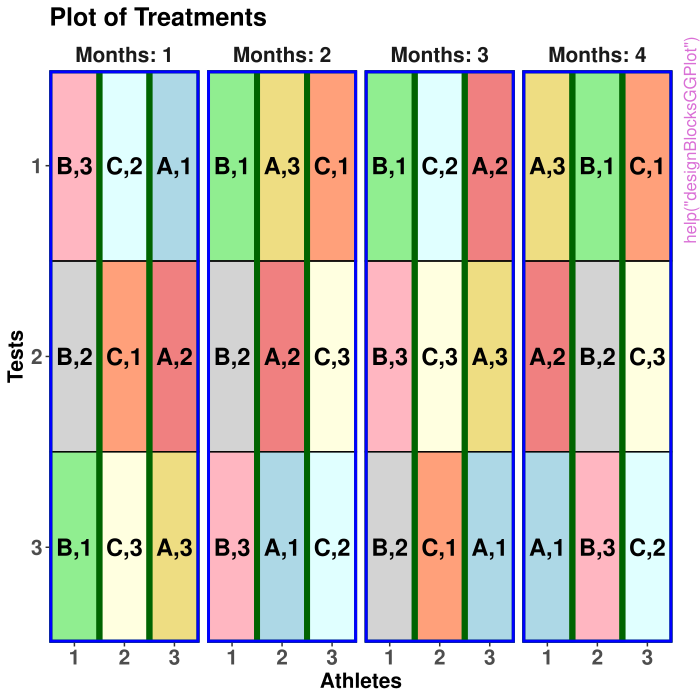

Write R code to recreate this figure.
pkgname <- "dae"
source(file.path(R.home("share"), "R", "examples-header.R"))
options(warn = 1)
options(pager = "console")
base::assign(".ExTimings", "dae-Ex.timings", pos = 'CheckExEnv')
base::cat("name\tuser\tsystem\telapsed\n", file=base::get(".ExTimings", pos = 'CheckExEnv'))
base::assign(".format_ptime",
function(x) {
  if(!is.na(x[4L])) x[1L] <- x[1L] + x[4L]
  if(!is.na(x[5L])) x[2L] <- x[2L] + x[5L]
  options(OutDec = '.')
  format(x[1L:3L], digits = 7L)
},
pos = 'CheckExEnv')

### * </HEADER>
library('dae')

base::assign(".oldSearch", base::search(), pos = 'CheckExEnv')
base::assign(".old_wd", base::getwd(), pos = 'CheckExEnv')
cleanEx()
nameEx("Zncsspline")
### * Zncsspline

flush(stderr()); flush(stdout())

base::assign(".ptime", proc.time(), pos = "CheckExEnv")
### Name: Zncsspline
### Title: Calculates the design matrix for fitting the random component of
###   a natural cubic smoothing spline
### Aliases: Zncsspline
### Keywords: array design

### ** Examples

Z <- Zncsspline(knot.points = 1:10, Gpower = 0.5)



base::assign(".dptime", (proc.time() - get(".ptime", pos = "CheckExEnv")), pos = "CheckExEnv")
base::cat("Zncsspline", base::get(".format_ptime", pos = 'CheckExEnv')(get(".dptime", pos = "CheckExEnv")), "\n", file=base::get(".ExTimings", pos = 'CheckExEnv'), append=TRUE, sep="\t")
cleanEx()
nameEx("as.data.frame.pstructure")
### * as.data.frame.pstructure

flush(stderr()); flush(stdout())

base::assign(".ptime", proc.time(), pos = "CheckExEnv")
### Name: as.data.frame.pstructure
### Title: Coerces a pstructure.object to a data.frame.
### Aliases: as.data.frame.pstructure
### Keywords: array projector

### ** Examples

## Generate a data.frame with 4 factors, each with three levels, in standard order
ABCD.lay <- fac.gen(list(A = 3, B = 3, C = 3, D = 3))

## create a pstructure object based on the formula ((A*B)/C)*D
ABCD.struct <- pstructure.formula(~ ((A*B)/C)*D, data =ABCD.lay)

## print the object either using the Method function or the generic function 
ABCS.dat <- as.data.frame.pstructure(ABCD.struct)
as.data.frame(ABCD.struct)



base::assign(".dptime", (proc.time() - get(".ptime", pos = "CheckExEnv")), pos = "CheckExEnv")
base::cat("as.data.frame.pstructure", base::get(".format_ptime", pos = 'CheckExEnv')(get(".dptime", pos = "CheckExEnv")), "\n", file=base::get(".ExTimings", pos = 'CheckExEnv'), append=TRUE, sep="\t")
cleanEx()
nameEx("as.numfac")
### * as.numfac

flush(stderr()); flush(stdout())

base::assign(".ptime", proc.time(), pos = "CheckExEnv")
### Name: as.numfac
### Title: Convert a factor to a numeric vector
### Aliases: as.numfac
### Keywords: factor manip

### ** Examples

## set up a factor and convert it to a numeric vector
a <- factor(rep(1:3, 4))
x <- as.numfac(a)



base::assign(".dptime", (proc.time() - get(".ptime", pos = "CheckExEnv")), pos = "CheckExEnv")
base::cat("as.numfac", base::get(".format_ptime", pos = 'CheckExEnv')(get(".dptime", pos = "CheckExEnv")), "\n", file=base::get(".ExTimings", pos = 'CheckExEnv'), append=TRUE, sep="\t")
cleanEx()
nameEx("blockboundaryPlot")
### * blockboundaryPlot

flush(stderr()); flush(stdout())

base::assign(".ptime", proc.time(), pos = "CheckExEnv")
### Name: blockboundaryPlot
### Title: This function plots a block boundary on a plot produced by
###   'designPlot'.
### Aliases: blockboundaryPlot
### Keywords: design plot

### ** Examples
## Not run: 
##D     SPL.Lines.mat <- matrix(as.numfac(Lines), ncol=16, byrow=T)
##D     colnames(SPL.Lines.mat) <- 1:16
##D     rownames(SPL.Lines.mat) <- 1:10
##D     SPL.Lines.mat <- SPL.Lines.mat[10:1, 1:16]
##D     designPlot(SPL.Lines.mat, labels=1:10, new=TRUE,
##D                rtitle="Rows",ctitle="Columns", 
##D                chardivisor=3, rcellpropn = 1, ccellpropn=1,
##D                plotcellboundary = TRUE)
##D     #Plot Mainplot boundaries
##D     blockboundaryPlot(blockdefinition = cbind(4,16), rstart = 1, 
##D                       blocklinewidth = 3, blockcolour = "green", 
##D                       nrows = 9, ncolumns = 16)
##D     blockboundaryPlot(blockdefinition = cbind(1,4), 
##D                       blocklinewidth = 3, blockcolour = "green", 
##D                       nrows = 1, ncolumns = 16)
##D     blockboundaryPlot(blockdefinition = cbind(1,4), rstart= 9, nrows = 10, ncolumns = 16, 
##D                       blocklinewidth = 3, blockcolour = "green")
##D     #Plot all 4 block boundaries            
##D     blockboundaryPlot(blockdefinition = cbind(8,5,5,4), blocksequence=T, 
##D                       cstart = 1, rstart= 1, nrows = 9, ncolumns = 15, 
##D                       blocklinewidth = 3,blockcolour = "blue")
##D     blockboundaryPlot(blockdefinition = cbind(10,16), blocklinewidth=3, blockcolour="blue", 
##D                       nrows=10, ncolumns=16)
##D     #Plot border and internal block boundaries only
##D     blockboundaryPlot(blockdefinition = cbind(8,14), cstart = 1, rstart= 1, 
##D                       nrows = 9, ncolumns =  15,
##D                       blocklinewidth = 3, blockcolour = "blue")
##D     blockboundaryPlot(blockdefinition = cbind(10,16), 
##D                       blocklinewidth = 3, blockcolour = "blue", 
##D                       nrows = 10, ncolumns = 16)
## End(Not run)


base::assign(".dptime", (proc.time() - get(".ptime", pos = "CheckExEnv")), pos = "CheckExEnv")
base::cat("blockboundaryPlot", base::get(".format_ptime", pos = 'CheckExEnv')(get(".dptime", pos = "CheckExEnv")), "\n", file=base::get(".ExTimings", pos = 'CheckExEnv'), append=TRUE, sep="\t")
cleanEx()
nameEx("correct.degfree")
### * correct.degfree

flush(stderr()); flush(stdout())

base::assign(".ptime", proc.time(), pos = "CheckExEnv")
### Name: correct.degfree
### Title: Check the degrees of freedom in an object of class projector
### Aliases: correct.degfree
### Keywords: array projector

### ** Examples

## set up a 2 x 2 mean operator that takes the mean of a vector of 2 values
m <- matrix(rep(0.5,4), nrow=2)

## create a projector based on the matrix m
proj.m <- new("projector", data=m)

## add its degrees of freedom
degfree(proj.m) <- 1
    
## check degrees of freedom are correct
correct.degfree(proj.m)



base::assign(".dptime", (proc.time() - get(".ptime", pos = "CheckExEnv")), pos = "CheckExEnv")
base::cat("correct.degfree", base::get(".format_ptime", pos = 'CheckExEnv')(get(".dptime", pos = "CheckExEnv")), "\n", file=base::get(".ExTimings", pos = 'CheckExEnv'), append=TRUE, sep="\t")
cleanEx()
nameEx("decomp.relate")
### * decomp.relate

flush(stderr()); flush(stdout())

base::assign(".ptime", proc.time(), pos = "CheckExEnv")
### Name: decomp.relate
### Title: Examines the relationship between the eigenvectors for two
###   decompositions
### Aliases: decomp.relate
### Keywords: array design projector

### ** Examples

## PBIBD(2) from p. 379 of Cochran and Cox (1957) Experimental Designs. 
## 2nd edn Wiley, New York
PBIBD2.unit <- list(Block = 6, Unit = 4)
PBIBD2.nest <- list(Unit = "Block")
trt <- factor(c(1,4,2,5, 2,5,3,6, 3,6,1,4, 4,1,5,2, 5,2,6,3, 6,3,4,1))
PBIBD2.lay <- designRandomize(allocated = trt, 
                              recipient = PBIBD2.unit, 
                              nested.recipients = PBIBD2.nest)

##obtain sets of projectors
unit.struct <- pstructure(~ Block/Unit, data = PBIBD2.lay)
trt.struct <- pstructure(~ trt, data = PBIBD2.lay)

## obtain intra- and inter-block decompositions
decomp.inter <- proj2.eigen(unit.struct$Q[["Block"]], trt.struct$Q[["trt"]])
decomp.intra <- proj2.eigen(unit.struct$Q[["Unit[Block]"]], trt.struct$Q[["trt"]])

## check that intra- and inter-block decompositions are orthogonal
decomp.relate(decomp.intra, decomp.inter) 



base::assign(".dptime", (proc.time() - get(".ptime", pos = "CheckExEnv")), pos = "CheckExEnv")
base::cat("decomp.relate", base::get(".format_ptime", pos = 'CheckExEnv')(get(".dptime", pos = "CheckExEnv")), "\n", file=base::get(".ExTimings", pos = 'CheckExEnv'), append=TRUE, sep="\t")
cleanEx()
nameEx("degfree")
### * degfree

flush(stderr()); flush(stdout())

base::assign(".ptime", proc.time(), pos = "CheckExEnv")
### Name: degfree
### Title: Degrees of freedom extraction and replacement
### Aliases: degfree degfree<-
### Keywords: array projector

### ** Examples

## set up a 2 x 2 mean operator that takes the mean of a vector of 2 values
m <- matrix(rep(0.5,4), nrow=2)

## coerce to a projector
proj.m <- projector(m)

## extract its degrees of freedom
degfree(proj.m)

## create a projector based on the matrix m
proj.m <- new("projector", data=m)

## add its degrees of freedom and print the projector
degfree(proj.m) <- proj.m
print(proj.m)



base::assign(".dptime", (proc.time() - get(".ptime", pos = "CheckExEnv")), pos = "CheckExEnv")
base::cat("degfree", base::get(".format_ptime", pos = 'CheckExEnv')(get(".dptime", pos = "CheckExEnv")), "\n", file=base::get(".ExTimings", pos = 'CheckExEnv'), append=TRUE, sep="\t")
cleanEx()
nameEx("designAmeasures")
### * designAmeasures

flush(stderr()); flush(stdout())

base::assign(".ptime", proc.time(), pos = "CheckExEnv")
### Name: designAmeasures
### Title: Calculates the average variance of pairwise differences from the
###   variance matrix for predictions that can be obtained using
###   mat.Vpredicts
### Aliases: designAmeasures
### Keywords: design

### ** Examples

## Reduced example from Smith et al. (2015) 
## Generate two-phase design
mill.fac <- fac.gen(list(Mrep = 2, Mday = 2, Mord = 3))
field.lay <- fac.gen(list(Frep = 2, Fplot = 4))
field.lay$Variety <- factor(c("D","E","Y","W","G","D","E","M"), 
                            levels = c("Y","W","G","M","D","E"))
start.design <- cbind(mill.fac, field.lay[c(3,4,5,8,1,7,3,4,5,8,6,2),])
rownames(start.design) <- NULL

## Set up matrices
n <- nrow(start.design)
W <- model.matrix(~ -1+ Variety, start.design)
ng <- ncol(W)
Gg<- diag(1, ng)
Vu <- with(start.design, fac.vcmat(Mrep, 0.3) + 
                         fac.vcmat(fac.combine(list(Mrep, Mday)), 0.2) + 
                         fac.vcmat(Frep, 0.1) + 
                         fac.vcmat(fac.combine(list(Frep, Fplot)), 0.2))
R <- diag(1, n)
  
## Calculate the varaince matrix of the predicted random Variety effects
Vp <- mat.Vpred(W = W, Gg = Gg, Vu = Vu, R = R)
  
## Calculate A-optimality measure
designAmeasures(Vp)
designAmeasures(Vp, groups=list(fldUndup = c(1:4), fldDup = c(5,6)))
grpsizes <- c(4,2)
names(grpsizes) <- c("fldUndup", "fldDup")
designAmeasures(Vp, groupsizes = grpsizes)
designAmeasures(Vp, groupsizes = c(4))
designAmeasures(Vp, groups=list(c(1,4),c(5,6)))

## Calculate the variance matrix of the predicted fixed Variety effects, elminating the grand mean
Vp.reduc <- mat.Vpred(W = W, Gg = 0, Vu = Vu, R = R, 
                      eliminate = projector(matrix(1, nrow = n, ncol = n)/n))
## Calculate A-optimality measure
designAmeasures(Vp.reduc)





base::assign(".dptime", (proc.time() - get(".ptime", pos = "CheckExEnv")), pos = "CheckExEnv")
base::cat("designAmeasures", base::get(".format_ptime", pos = 'CheckExEnv')(get(".dptime", pos = "CheckExEnv")), "\n", file=base::get(".ExTimings", pos = 'CheckExEnv'), append=TRUE, sep="\t")
cleanEx()
nameEx("designAnatomy")
### * designAnatomy

flush(stderr()); flush(stdout())

base::assign(".ptime", proc.time(), pos = "CheckExEnv")
### Name: designAnatomy
### Title: Given the layout for a design, obtain its anatomy via the
###   canonical analysis of its projectors to show the confounding and
###   aliasing inherent in the design.
### Aliases: designAnatomy
### Keywords: array design projector

### ** Examples

## PBIBD(2) from p. 379 of Cochran and Cox (1957) Experimental Designs. 
## 2nd edn Wiley, New York
PBIBD2.unit <- list(Block = 6, Unit = 4)
PBIBD2.nest <- list(Unit = "Block")
trt <- factor(c(1,4,2,5, 2,5,3,6, 3,6,1,4, 4,1,5,2, 5,2,6,3, 6,3,4,1))
PBIBD2.lay <- designRandomize(allocated = trt, 
                              recipient = PBIBD2.unit, 
                              nested.recipients = PBIBD2.nest)

##obtain combined decomposition and summarize
unit.trt.canon <- designAnatomy(formulae = list(unit=~ Block/Unit, trt=~ trt),
                                data = PBIBD2.lay)
summary(unit.trt.canon, which.criteria = c("aeff","eeff","order"))
summary(unit.trt.canon, which.criteria = c("aeff","eeff","order"), labels.swap = TRUE)

## Three-phase sensory example from Brien and Payne (1999)
## Not run: 
##D data(Sensory3Phase.dat)
##D Eval.Field.Treat.canon <- designAnatomy(formulae = list(
##D                               eval= ~ ((Occasions/Intervals/Sittings)*Judges)/Positions, 
##D                               field= ~ (Rows*(Squares/Columns))/Halfplots,
##D                               treats= ~ Trellis*Method),
##D                                         data = Sensory3Phase.dat)
##D summary(Eval.Field.Treat.canon, which.criteria =c("aefficiency", "order"))
## End(Not run)



base::assign(".dptime", (proc.time() - get(".ptime", pos = "CheckExEnv")), pos = "CheckExEnv")
base::cat("designAnatomy", base::get(".format_ptime", pos = 'CheckExEnv')(get(".dptime", pos = "CheckExEnv")), "\n", file=base::get(".ExTimings", pos = 'CheckExEnv'), append=TRUE, sep="\t")
cleanEx()
nameEx("designBlocksGGPlot")
### * designBlocksGGPlot

flush(stderr()); flush(stdout())

base::assign(".ptime", proc.time(), pos = "CheckExEnv")
### Name: designBlocksGGPlot
### Title: Adds block boundaries to a plot produced by 'designGGPlot'.
### Aliases: designBlocksGGPlot
### Keywords: design plot

### ** Examples

## Construct a randomized layout for the split-unit design described by 
## Brien et al. (2011, Section 5)
split.sys <- cbind(fac.gen(list(Months = 4, Athletes = 3, Tests = 3)),
                   fac.gen(list(Intensities = LETTERS[1:3], Surfaces = 3), 
                           times = 4))
split.lay <- designRandomize(allocated = split.sys[c("Intensities", "Surfaces")],
                             recipient = split.sys[c("Months", "Athletes", "Tests")], 
                             nested.recipients = list(Athletes = "Months", 
                                                      Tests = c("Months", "Athletes")),
                             seed = 2598)
## Plot the design
cell.colours <- c("lightblue","lightcoral","lightgoldenrod","lightgreen","lightgrey",
                  "lightpink","lightsalmon","lightcyan","lightyellow","lightseagreen")

split.lay <- within(split.lay, 
                    Treatments <- fac.combine(list(Intensities, Surfaces), 
                                              combine.levels = TRUE))
plt <- designGGPlot(split.lay, labels = "Treatments", 
                    row.factors = "Tests", column.factors = c("Months", "Athletes"),
                    colour.values = cell.colours[1:9], size = 6, 
                    blockdefinition = rbind(c(3,1)), blocklinecolour = "darkgreen",
                    printPlot = FALSE)
#Add Month boundaries
designBlocksGGPlot(plt, nrows = 3, ncolumns = 3, blockdefinition = rbind(c(3,3)))



#### A layout for a growth cabinet experiment that allows for edge effects
data(Cabinet1.des)
plt <- designGGPlot(Cabinet1.des, labels = "Combinations", cellalpha = 0.75,
                    title = "Lines and Harvests allocation for Cabinet 1", 
                    printPlot = FALSE)

## Plot Mainplot boundaries
plt <- designBlocksGGPlot(plt, blockdefinition = cbind(4,16), originrow= 1 , 
                          blocklinecolour = "green", nrows = 9, ncolumns = 16, 
                          printPlot = FALSE)
plt <- designBlocksGGPlot(plt, blockdefinition = cbind(1,4), 
                          blocklinecolour = "green", nrows = 1, ncolumns = 16, 
                          printPlot = FALSE)
plt <- designBlocksGGPlot(plt, blockdefinition = cbind(1,4), originrow= 9, 
                          blocklinecolour = "green", nrows = 10, ncolumns = 16, 
                          printPlot = FALSE)
## Plot all 4 block boundaries            
plt <- designBlocksGGPlot(plt, blockdefinition = cbind(8,5,5,4), blocksequence = TRUE, 
                          origincolumn = 1, originrow= 1, 
                          blocklinecolour = "blue", nrows = 9, ncolumns = 15, 
                          printPlot = FALSE)
plt <- designBlocksGGPlot(plt, blockdefinition = cbind(10,16), 
                          blocklinecolour = "blue", nrows = 10, ncolumns = 16, 
                          printPlot = FALSE)
## Plot border and internal block boundaries only
plt <- designBlocksGGPlot(plt, blockdefinition = cbind(8,14), origincolumn = 1, originrow= 1, 
                          blocklinecolour = "blue", nrows = 9, ncolumns = 15, 
                          printPlot = FALSE)
plt <- designBlocksGGPlot(plt, blockdefinition = cbind(10,16), 
                          blocklinecolour = "blue", nrows = 10, ncolumns = 16)



base::assign(".dptime", (proc.time() - get(".ptime", pos = "CheckExEnv")), pos = "CheckExEnv")
base::cat("designBlocksGGPlot", base::get(".format_ptime", pos = 'CheckExEnv')(get(".dptime", pos = "CheckExEnv")), "\n", file=base::get(".ExTimings", pos = 'CheckExEnv'), append=TRUE, sep="\t")
cleanEx()
nameEx("designGGPlot")
### * designGGPlot

flush(stderr()); flush(stdout())

base::assign(".ptime", proc.time(), pos = "CheckExEnv")
### Name: designGGPlot
### Title: Plots labels on two-way grids of coloured cells using 'ggplot2'
### Aliases: designGGPlot
### Keywords: aplot hplot design

### ** Examples

#### Plot a randomized complete block design
Treatments <- factor(rep(1:6, times = 5))
RCBD.lay <- designRandomize(allocated = Treatments,
                            recipient = list(Blocks = 5, Units = 6),
                            nested.recipients = list(Units = "Blocks"),
                            seed = 74111)
designGGPlot(RCBD.lay, labels = "Treatments", size = 5, 
             row.factors = "Blocks", column.factors = "Units", 
             blockdefinition = cbind(1,5))
             
## Plot without labels
designGGPlot(RCBD.lay, cellfillcolour.column = "Treatments", 
             row.factors = "Blocks", column.factors = "Units", 
             colour.values = c("lightblue","lightcoral","lightgoldenrod",
                               "lightgreen","lightgrey", "lightpink"), 
             blockdefinition = cbind(1,6))

             
#### Plot a lattice square design
data(LatticeSquare_t49.des)
designGGPlot(LatticeSquare_t49.des, labels = "Lines", size = 5, 
             row.factors = c("Intervals", "Runs"), column.factors = "Times", 
             blockdefinition = cbind(7,7))



base::assign(".dptime", (proc.time() - get(".ptime", pos = "CheckExEnv")), pos = "CheckExEnv")
base::cat("designGGPlot", base::get(".format_ptime", pos = 'CheckExEnv')(get(".dptime", pos = "CheckExEnv")), "\n", file=base::get(".ExTimings", pos = 'CheckExEnv'), append=TRUE, sep="\t")
cleanEx()
nameEx("designLatinSqrSys")
### * designLatinSqrSys

flush(stderr()); flush(stdout())

base::assign(".ptime", proc.time(), pos = "CheckExEnv")
### Name: designLatinSqrSys
### Title: Generate a systematic plan for a Latin Square design
### Aliases: designLatinSqrSys
### Keywords: array design

### ** Examples

   matrix(designLatinSqrSys(5, start = c(seq(1, 5, 2), seq(2, 5, 2))), nrow=5)
   designLatinSqrSys(3)



base::assign(".dptime", (proc.time() - get(".ptime", pos = "CheckExEnv")), pos = "CheckExEnv")
base::cat("designLatinSqrSys", base::get(".format_ptime", pos = 'CheckExEnv')(get(".dptime", pos = "CheckExEnv")), "\n", file=base::get(".ExTimings", pos = 'CheckExEnv'), append=TRUE, sep="\t")
cleanEx()
nameEx("designPlot")
### * designPlot

flush(stderr()); flush(stdout())

base::assign(".ptime", proc.time(), pos = "CheckExEnv")
### Name: designPlot
### Title: A graphical representation of an experimental design using
###   labels stored in a matrix.
### Aliases: designPlot
### Keywords: design plot

### ** Examples
## Not run: 
##D   designPlot(des.mat, labels=1:4, cellfillcolour="lightblue", new=TRUE, 
##D              plotcellboundary = TRUE, chardivisor=3, 
##D              rtitle="Lanes", ctitle="Positions", 
##D              rcellpropn = 1, ccellpropn=1)
##D   designPlot(des.mat, labels=5:87, plotlabels=TRUE, cellfillcolour="grey", new=FALSE,
##D              plotcellboundary = TRUE, chardivisor=3)
##D   designPlot(des.mat, labels=88:434, plotlabels=TRUE, cellfillcolour="lightgreen", 
##D              new=FALSE, plotcellboundary = TRUE, chardivisor=3, 
##D              blocksequence=TRUE, blockdefinition=cbind(4,10,12), 
##D              blocklinewidth=3, blockcolour="blue")
## End(Not run)


base::assign(".dptime", (proc.time() - get(".ptime", pos = "CheckExEnv")), pos = "CheckExEnv")
base::cat("designPlot", base::get(".format_ptime", pos = 'CheckExEnv')(get(".dptime", pos = "CheckExEnv")), "\n", file=base::get(".ExTimings", pos = 'CheckExEnv'), append=TRUE, sep="\t")
cleanEx()
nameEx("designPlotlabels")
### * designPlotlabels

flush(stderr()); flush(stdout())

base::assign(".ptime", proc.time(), pos = "CheckExEnv")
### Name: designPlotlabels
### Title: Plots labels on a two-way grid using 'ggplot2'
### Aliases: designPlotlabels
### Keywords: aplot hplot design

### ** Examples

Treatments <- factor(rep(1:6, times = 5))
RCBD.lay <- designRandomize(allocated = Treatments,
                            recipient = list(Blocks = 5, Units = 6),
                            nested.recipients = list(Units = "Blocks"),
                            seed = 74111)
designPlotlabels(RCBD.lay, labels = "Treatments", 
                 grid.x = "Units", grid.y = "Blocks",
                 colour.column = "Treatments", size = 5)



base::assign(".dptime", (proc.time() - get(".ptime", pos = "CheckExEnv")), pos = "CheckExEnv")
base::cat("designPlotlabels", base::get(".format_ptime", pos = 'CheckExEnv')(get(".dptime", pos = "CheckExEnv")), "\n", file=base::get(".ExTimings", pos = 'CheckExEnv'), append=TRUE, sep="\t")
cleanEx()
nameEx("designRandomize")
### * designRandomize

flush(stderr()); flush(stdout())

base::assign(".ptime", proc.time(), pos = "CheckExEnv")
### Name: designRandomize
### Title: Randomize allocated to recipient factors to produce a layout for
###   an experiment
### Aliases: designRandomize
### Keywords: design factor datagen

### ** Examples

## Generate a randomized layout for a 4 x 4 Latin square
## (the nested.recipients argument is not needed here as none of the 
## factors are nested)
## Firstly, generate a systematic layout
LS.sys <- cbind(fac.gen(list(row = c("I","II","III","IV"), 
                             col = c(0,2,4,6))),
                treat = factor(designLatinSqrSys(4), label = LETTERS[1:4]))
## obtain randomized layout
LS.lay <- designRandomize(allocated = LS.sys["treat"], 
                          recipient = LS.sys[c("row","col")], 
                          seed = 7197132, unit.permutation = TRUE) 
LS.lay[LS.lay$.Permutation,]

## Generate a randomized layout for a replicated randomized complete 
## block design, with the block factors arranged in standard order for 
## rep then plot and then block
## Firstly, generate a systematic order such that levels of the 
## treatment factor coincide with plot
RCBD.sys <- cbind(fac.gen(list(rep = 2, plot=1:3, block = c("I","II"))),
                  tr = factor(rep(1:3, each=2, times=2)))
## obtain randomized layout
RCBD.lay <- designRandomize(allocated = RCBD.sys["tr"], 
                            recipient = RCBD.sys[c("rep", "block", "plot")], 
                            nested.recipients = list(plot = c("block","rep"), 
                                                     block="rep"), 
                            seed = 9719532, 
                            unit.permutation = TRUE)
#sort into the original standard order
RCBD.perm <- RCBD.lay[RCBD.lay$.Permutation,]
#resort into randomized order
RCBD.lay <- RCBD.perm[order(RCBD.perm$.Units),]

## Generate a layout for a split-unit experiment in which: 
## - the main-unit factor is A with 4 levels arranged in 
##   a randomized complete block design with 2 blocks;
## - the split-unit factor is B with 3 levels.
## Firstly, generate a systematic layout
SPL.sys <- cbind(fac.gen(list(block = 2, main.unit = 4, split.unit = 3)),
                 fac.gen(list(A = 4, B = 3), times = 2))
## obtain randomized layout
SPL.lay <- designRandomize(allocated = SPL.sys[c("A","B")], 
                           recipient = SPL.sys[c("block", "main.unit", "split.unit")], 
                           nested.recipients = list(main.unit = "block", 
                                                    split.unit = c("block", "main.unit")), 
                           seed=155251978)

## Generate a permutation of Seedlings within Species
seed.permute <- designRandomize(recipient = list(Species = 3, Seedlings = 4),
                                nested.recipients = list(Seedlings = "Species"),
                                seed = 75724, except = "Species", 
                                unit.permutation = TRUE)



base::assign(".dptime", (proc.time() - get(".ptime", pos = "CheckExEnv")), pos = "CheckExEnv")
base::cat("designRandomize", base::get(".format_ptime", pos = 'CheckExEnv')(get(".dptime", pos = "CheckExEnv")), "\n", file=base::get(".ExTimings", pos = 'CheckExEnv'), append=TRUE, sep="\t")
cleanEx()
nameEx("designTwophaseAnatomies")
### * designTwophaseAnatomies

flush(stderr()); flush(stdout())

base::assign(".ptime", proc.time(), pos = "CheckExEnv")
### Name: designTwophaseAnatomies
### Title: Given the layout for a design and three structure formulae,
###   obtain the anatomies for the two-phase, first-phase, cross-phase and
###   second-phase designs.
### Aliases: designTwophaseAnatomies
### Keywords: array design projector

### ** Examples

  #'## Microarray example from Jarrett & Ruggiero (2008) - see Brien (2019)
  jr.lay <- fac.gen(list(Set = 7, Dye = 2, Array = 3))
  jr.lay <- within(jr.lay, 
                   { 
                     Block <- factor(rep(1:7, each=6))
                     Plant <- factor(rep(c(1,2,3,2,3,1), times=7))
                     Sample <- factor(c(rep(c(2,1,2,2,1,1, 1,2,1,1,2,2), times=3), 
                                        2,1,2,2,1,1))
                     Treat <- factor(c(1,2,4,2,4,1, 2,3,5,3,5,2, 3,4,6,4,6,3, 
                                       4,5,7,5,7,4, 5,6,1,6,1,5, 6,7,2,7,2,6, 
                                       7,1,3,1,3,7),
                                     labels=c("A","B","C","D","E","F","G"))
                   })
  
  jr.anat <- designTwophaseAnatomies(formulae = list(array = ~ (Set:Array)*Dye,
                                                     plot = ~ Block/Plant/Sample,
                                                     trt = ~ Treat),
                                     which.designs = c("first","cross"), 
                                     data = jr.lay)  

## Three-phase sensory example from Brien and Payne (1999)
## Not run: 
##D data(Sensory3Phase.dat)
##D Sensory.canon <- designTwophaseAnatomies(formulae = list(
##D                               eval= ~ ((Occasions/Intervals/Sittings)*Judges)/Positions, 
##D                               field= ~ (Rows*(Squares/Columns))/Halfplots,
##D                               treats= ~ Trellis*Method),
##D                                         data = Sensory3Phase.dat)
## End(Not run)



base::assign(".dptime", (proc.time() - get(".ptime", pos = "CheckExEnv")), pos = "CheckExEnv")
base::cat("designTwophaseAnatomies", base::get(".format_ptime", pos = 'CheckExEnv')(get(".dptime", pos = "CheckExEnv")), "\n", file=base::get(".ExTimings", pos = 'CheckExEnv'), append=TRUE, sep="\t")
cleanEx()
nameEx("detect.diff")
### * detect.diff

flush(stderr()); flush(stdout())

base::assign(".ptime", proc.time(), pos = "CheckExEnv")
### Name: detect.diff
### Title: Computes the detectable difference for an experiment
### Aliases: detect.diff
### Keywords: design

### ** Examples

## Compute the detectable difference for a randomized complete block design 
## with four treatments given power is 0.8 and alpha is 0.05. 
rm <- 5
detect.diff(rm = rm, df.num = 3, df.denom = 3 * (rm - 1),sigma = sqrt(20))



base::assign(".dptime", (proc.time() - get(".ptime", pos = "CheckExEnv")), pos = "CheckExEnv")
base::cat("detect.diff", base::get(".format_ptime", pos = 'CheckExEnv')(get(".dptime", pos = "CheckExEnv")), "\n", file=base::get(".ExTimings", pos = 'CheckExEnv'), append=TRUE, sep="\t")
cleanEx()
nameEx("efficiencies")
### * efficiencies

flush(stderr()); flush(stdout())

base::assign(".ptime", proc.time(), pos = "CheckExEnv")
### Name: efficiencies
### Title: Extracts the canonical efficiency factors from a 'pcanon.object'
###   or a 'p2canon.object'.
### Aliases: efficiencies efficiencies.pcanon efficiencies.p2canon
### Keywords: array design projector

### ** Examples

## PBIBD(2) from p. 379 of Cochran and Cox (1957) Experimental Designs. 
## 2nd edn Wiley, New York
PBIBD2.unit <- list(Block = 6, Unit = 4)
PBIBD2.nest <- list(Unit = "Block")
trt <- factor(c(1,4,2,5, 2,5,3,6, 3,6,1,4, 4,1,5,2, 5,2,6,3, 6,3,4,1))
PBIBD2.lay <- designRandomize(allocated = trt, 
                              recipient = PBIBD2.unit, 
                              nested.recipients = PBIBD2.nest)

##obtain combined decomposition using designAnatomy and get the efficiencies
unit.trt.canon <- designAnatomy(list(unit=~ Block/Unit, trt=~ trt), data = PBIBD2.lay)
efficiencies.pcanon(unit.trt.canon)

##obtain the projectors for each formula using pstructure
unit.struct <- pstructure(~ Block/Unit, data = PBIBD2.lay)
trt.struct <- pstructure(~ trt, data = PBIBD2.lay)

##obtain combined decomposition projs.2canon and get the efficiencies
unit.trt.p2canon <- projs.2canon(unit.struct$Q, trt.struct$Q)
efficiencies.p2canon(unit.trt.p2canon)



base::assign(".dptime", (proc.time() - get(".ptime", pos = "CheckExEnv")), pos = "CheckExEnv")
base::cat("efficiencies", base::get(".format_ptime", pos = 'CheckExEnv')(get(".dptime", pos = "CheckExEnv")), "\n", file=base::get(".ExTimings", pos = 'CheckExEnv'), append=TRUE, sep="\t")
cleanEx()
nameEx("efficiency.criteria")
### * efficiency.criteria

flush(stderr()); flush(stdout())

base::assign(".ptime", proc.time(), pos = "CheckExEnv")
### Name: efficiency.criteria
### Title: Computes efficiency criteria from a set of efficiency factors
### Aliases: efficiency.criteria
### Keywords: array design projector

### ** Examples

## PBIBD(2) from p. 379 of Cochran and Cox (1957) Experimental Designs. 
## 2nd edn Wiley, New York
PBIBD2.unit <- list(Block = 6, Unit = 4)
PBIBD2.nest <- list(Unit = "Block")
trt <- factor(c(1,4,2,5, 2,5,3,6, 3,6,1,4, 4,1,5,2, 5,2,6,3, 6,3,4,1))
PBIBD2.lay <- designRandomize(allocated = trt, 
                              recipient = PBIBD2.unit, 
                              nested.recipients = PBIBD2.nest)

## obtain sets of projectors
unit.struct <- pstructure(~ Block/Unit, data = PBIBD2.lay)
trt.struct <- pstructure(~ trt, data = PBIBD2.lay)

## save intrablock efficiencies
eff.inter <- proj2.efficiency(unit.struct$Q[["Unit[Block]"]], trt.struct$Q[["trt"]])

## calculate efficiency criteria
efficiency.criteria(eff.inter)



base::assign(".dptime", (proc.time() - get(".ptime", pos = "CheckExEnv")), pos = "CheckExEnv")
base::cat("efficiency.criteria", base::get(".format_ptime", pos = 'CheckExEnv')(get(".dptime", pos = "CheckExEnv")), "\n", file=base::get(".ExTimings", pos = 'CheckExEnv'), append=TRUE, sep="\t")
cleanEx()
nameEx("elements")
### * elements

flush(stderr()); flush(stdout())

base::assign(".ptime", proc.time(), pos = "CheckExEnv")
### Name: elements
### Title: Extract the elements of an array specified by the subscripts
### Aliases: elements
### Keywords: array manip

### ** Examples

## Form a table of the means for all combinations of Row and Line.
## Then obtain the values corresponding to the combinations in the data frame x,
## excluding Row 3.
x <- fac.gen(list(Row = 2, Line = 4), each =2)
x$y <- rnorm(16)
RowLine.tab <- tapply(x$y, list(x$Row, x$Line), mean)
xs <- elements(RowLine.tab, subscripts=x[x$"Line" != 3, c("Row", "Line")])



base::assign(".dptime", (proc.time() - get(".ptime", pos = "CheckExEnv")), pos = "CheckExEnv")
base::cat("elements", base::get(".format_ptime", pos = 'CheckExEnv')(get(".dptime", pos = "CheckExEnv")), "\n", file=base::get(".ExTimings", pos = 'CheckExEnv'), append=TRUE, sep="\t")
cleanEx()
nameEx("extab")
### * extab

flush(stderr()); flush(stdout())

base::assign(".ptime", proc.time(), pos = "CheckExEnv")
### Name: extab
### Title: Expands the values in table to a vector
### Aliases: extab
### Keywords: manip

### ** Examples

## generate a small completely randomized design with the two-level 
## factors A and B 
n <- 12
CRD.unit <- list(Unit = n)
CRD.treat <- fac.gen(list(A = 2, B = 2), each = 3)
CRD.lay <- designRandomize(allocated = CRD.treat, recipient = CRD.unit, 
                           seed = 956)

## set up a 2 x 2 table of A x B effects	
AB.tab <- c(12, -12, -12, 12)

## add a unit-length vector of expanded effects to CRD.lay
attach(CRD.lay)
CRD.lay$AB.effects <- extab(table=AB.tab, index.factors=list(A, B))



base::assign(".dptime", (proc.time() - get(".ptime", pos = "CheckExEnv")), pos = "CheckExEnv")
base::cat("extab", base::get(".format_ptime", pos = 'CheckExEnv')(get(".dptime", pos = "CheckExEnv")), "\n", file=base::get(".ExTimings", pos = 'CheckExEnv'), append=TRUE, sep="\t")
cleanEx()
nameEx("fac.ar1mat")
### * fac.ar1mat

flush(stderr()); flush(stdout())

base::assign(".ptime", proc.time(), pos = "CheckExEnv")
### Name: fac.ar1mat
### Title: forms the ar1 correlation matrix for a (generalized) factor
### Aliases: fac.ar1mat
### Keywords: array

### ** Examples

## set up a two-level factor and a three-level factor, both of length 12
A <- factor(rep(1:2, each=6))
B <- factor(rep(1:3, each=2, times=2))

## create a 12 x 12 ar1 matrix corrresponding to B
ar1.B <- fac.ar1mat(B, 0.6)



base::assign(".dptime", (proc.time() - get(".ptime", pos = "CheckExEnv")), pos = "CheckExEnv")
base::cat("fac.ar1mat", base::get(".format_ptime", pos = 'CheckExEnv')(get(".dptime", pos = "CheckExEnv")), "\n", file=base::get(".ExTimings", pos = 'CheckExEnv'), append=TRUE, sep="\t")
cleanEx()
nameEx("fac.combine")
### * fac.combine

flush(stderr()); flush(stdout())

base::assign(".ptime", proc.time(), pos = "CheckExEnv")
### Name: fac.combine
### Title: Combines several factors into one
### Aliases: fac.combine
### Keywords: factor manip

### ** Examples

## set up two factors
A <- factor(rep(1:2, each=6))
B <- factor(rep(1:3, each=2, times=2))

## obtain six-level factor corresponding to the combinations of A and B
AB <- fac.combine(list(A,B))



base::assign(".dptime", (proc.time() - get(".ptime", pos = "CheckExEnv")), pos = "CheckExEnv")
base::cat("fac.combine", base::get(".format_ptime", pos = 'CheckExEnv')(get(".dptime", pos = "CheckExEnv")), "\n", file=base::get(".ExTimings", pos = 'CheckExEnv'), append=TRUE, sep="\t")
cleanEx()
nameEx("fac.divide")
### * fac.divide

flush(stderr()); flush(stdout())

base::assign(".ptime", proc.time(), pos = "CheckExEnv")
### Name: fac.divide
### Title: Divides a factor into several individual factors
### Aliases: fac.divide
### Keywords: factor manip

### ** Examples

## generate a small completely randomized design for 6 treatments 
n <- 12
CRD.unit <- list(Unit = n)
treat <- factor(rep(1:4, each = 3))
CRD.lay <- designRandomize(allocated = treat, recipient = CRD.unit, seed=956)

## divide the treatments into two two-level factor A nd B
CRD.facs <- fac.divide(CRD.lay$treat, factor.names = list(A = 2, B = 2))



base::assign(".dptime", (proc.time() - get(".ptime", pos = "CheckExEnv")), pos = "CheckExEnv")
base::cat("fac.divide", base::get(".format_ptime", pos = 'CheckExEnv')(get(".dptime", pos = "CheckExEnv")), "\n", file=base::get(".ExTimings", pos = 'CheckExEnv'), append=TRUE, sep="\t")
cleanEx()
nameEx("fac.gen")
### * fac.gen

flush(stderr()); flush(stdout())

base::assign(".ptime", proc.time(), pos = "CheckExEnv")
### Name: fac.gen
### Title: Generate all combinations of several factors and, optionally,
###   replicate them
### Aliases: fac.gen
### Keywords: design factor datagen

### ** Examples

## generate a 2^3 factorial experiment with levels - and +, and 
## in Yates order
mp <- c("-", "+")
fnames <- list(Catal = mp, Temp = mp, Press = mp, Conc = mp)
Fac4Proc.Treats <- fac.gen(generate = fnames, order="yates")

## Generate the factors A, B and D. The basic pattern has 4 repetitions
## of the levels of D for each A and B combination and 3 repetitions of 
## the pattern of the B and D combinations for each level of A. This basic 
## pattern has each combination repeated twice, and the whole of this 
## is repeated twice. It generates 864 A, B and D combinations.
gen <- list(A = 3, 3, B = c(0,100,200), 4, D = c("0","1"))
fac.gen(gen, times=2, each=2)



base::assign(".dptime", (proc.time() - get(".ptime", pos = "CheckExEnv")), pos = "CheckExEnv")
base::cat("fac.gen", base::get(".format_ptime", pos = 'CheckExEnv')(get(".dptime", pos = "CheckExEnv")), "\n", file=base::get(".ExTimings", pos = 'CheckExEnv'), append=TRUE, sep="\t")
cleanEx()
nameEx("fac.match")
### * fac.match

flush(stderr()); flush(stdout())

base::assign(".ptime", proc.time(), pos = "CheckExEnv")
### Name: fac.match
### Title: Match, for each combination of a set of columns in 'x', the row
###   that has the same combination in 'table'
### Aliases: fac.match
### Keywords: design factor

### ** Examples
## Not run: 
##D #A single unmatched combination
##D kdata <- data.frame(Expt="D197-5", 
##D                     Row=8, 
##D                     Column=20, stringsAsFactors=FALSE)
##D index <- fac.match(kdata, D197.dat, c("Expt", "Row", "Column"))
##D 
##D # A matched and an unmatched combination
##D kdata <- data.frame(Expt=c("D197-5", "D197-4"), 
##D                     Row=c(8, 10), 
##D                     Column=c(20, 8), stringsAsFactors=FALSE)
##D index <- fac.match(kdata, D197.dat, c("Expt", "Row", "Column"))
## End(Not run)


base::assign(".dptime", (proc.time() - get(".ptime", pos = "CheckExEnv")), pos = "CheckExEnv")
base::cat("fac.match", base::get(".format_ptime", pos = 'CheckExEnv')(get(".dptime", pos = "CheckExEnv")), "\n", file=base::get(".ExTimings", pos = 'CheckExEnv'), append=TRUE, sep="\t")
cleanEx()
nameEx("fac.meanop")
### * fac.meanop

flush(stderr()); flush(stdout())

base::assign(".ptime", proc.time(), pos = "CheckExEnv")
### Name: fac.meanop
### Title: computes the projection matrix that produces means
### Aliases: fac.meanop
### Keywords: array projector

### ** Examples

## set up a two-level factor and a three-level factor, both of length 12
A <- factor(rep(1:2, each=6))
B <- factor(rep(1:3, each=2, times=2))

## create a generalized factor whose levels are the combinations of A and B
AB <- fac.combine(list(A,B))

## obtain the operator that computes the AB means from a vector of length 12
M.AB <- fac.meanop(AB)



base::assign(".dptime", (proc.time() - get(".ptime", pos = "CheckExEnv")), pos = "CheckExEnv")
base::cat("fac.meanop", base::get(".format_ptime", pos = 'CheckExEnv')(get(".dptime", pos = "CheckExEnv")), "\n", file=base::get(".ExTimings", pos = 'CheckExEnv'), append=TRUE, sep="\t")
cleanEx()
nameEx("fac.multinested")
### * fac.multinested

flush(stderr()); flush(stdout())

base::assign(".ptime", proc.time(), pos = "CheckExEnv")
### Name: fac.multinested
### Title: Creates several factors, one for each level of nesting.fac and
###   each of whose values are either generated within those of a level of
###   nesting.fac or using the values of nested.fac within a levels of
###   nesting.fac.
### Aliases: fac.multinested
### Keywords: factor manip

### ** Examples

  lay <- data.frame(A = factor(rep(c(1:3), c(3,6,4)), labels = letters[1:3]))
  lay$B <-fac.nested(lay$A)

  #Add factors for B within each level of A
  lay2 <- cbind(lay, fac.multinested(lay$A))
  canon2 <- designAnatomy(list(~A/(a+b+c)), data = lay2)
  summary(canon2)

  #Add factors for B within each level of A, but with levels and outlabel given
  lay2 <- cbind(lay, fac.multinested(lay$A, nested.levs = seq(10,60,10), outlabel = "other"))
  canon2 <- designAnatomy(list(~A/(a+b+c)), data = lay2)
  summary(canon2)

  #Replicate the combinations of A and B three times and index them with the factor sample
  lay3 <- rbind(lay,lay,lay)
  lay3$sample <- with(lay3, fac.nested(fac.combine(list(A,B))))
  
  #Add factors for B within each level of A
  lay4 <- cbind(lay3, fac.multinested(nesting.fac = lay$A, nested.fac = lay$B))
  canon4 <- designAnatomy(list(~(A/(a+b+c))/sample), data = lay4)
  summary(canon4)

  #Add factors for sample within each combination of A and B
  lay5 <- with(lay4, cbind(lay4, 
                           fac.multinested(nesting.fac = a, fac.prefix = "a"),
                           fac.multinested(nesting.fac = b, fac.prefix = "b"),
                           fac.multinested(nesting.fac = c, fac.prefix = "c")))

  #Add factors for sample within each level of A
  lay6 <- cbind(lay4, 
                fac.multinested(nesting.fac = lay4$A, nested.fac = lay$sample, fac.prefix = "samp"))
  canon6 <- designAnatomy(list(~A/(a/sampa+b/sampb+c/sampc)), data = lay6)
  summary(canon6)



base::assign(".dptime", (proc.time() - get(".ptime", pos = "CheckExEnv")), pos = "CheckExEnv")
base::cat("fac.multinested", base::get(".format_ptime", pos = 'CheckExEnv')(get(".dptime", pos = "CheckExEnv")), "\n", file=base::get(".ExTimings", pos = 'CheckExEnv'), append=TRUE, sep="\t")
cleanEx()
nameEx("fac.nested")
### * fac.nested

flush(stderr()); flush(stdout())

base::assign(".ptime", proc.time(), pos = "CheckExEnv")
### Name: fac.nested
### Title: creates a factor, the nested factor, whose values are generated
###   within those of the factor nesting.fac
### Aliases: fac.nested
### Keywords: factor manip

### ** Examples

## set up factor A
A <- factor(c(1, 1, 1, 2, 2))

## create nested factor
B <- fac.nested(A)



base::assign(".dptime", (proc.time() - get(".ptime", pos = "CheckExEnv")), pos = "CheckExEnv")
base::cat("fac.nested", base::get(".format_ptime", pos = 'CheckExEnv')(get(".dptime", pos = "CheckExEnv")), "\n", file=base::get(".ExTimings", pos = 'CheckExEnv'), append=TRUE, sep="\t")
cleanEx()
nameEx("fac.recode")
### * fac.recode

flush(stderr()); flush(stdout())

base::assign(".ptime", proc.time(), pos = "CheckExEnv")
### Name: fac.recode
### Title: Recodes factor 'levels' using values in a vector. The values in
###   the vector do not have to be unique.
### Aliases: fac.recode
### Keywords: factor manip

### ** Examples

## set up a factor with labels
a <- factor(rep(1:4, 4), labels=c("A","B","C","D"))
 
## recode "A" and "D" to 1 and "B" and "C" to 2
b <- fac.recode(a, c(1,2,2,1), labels = c("a","b"))



base::assign(".dptime", (proc.time() - get(".ptime", pos = "CheckExEnv")), pos = "CheckExEnv")
base::cat("fac.recode", base::get(".format_ptime", pos = 'CheckExEnv')(get(".dptime", pos = "CheckExEnv")), "\n", file=base::get(".ExTimings", pos = 'CheckExEnv'), append=TRUE, sep="\t")
cleanEx()
nameEx("fac.sumop")
### * fac.sumop

flush(stderr()); flush(stdout())

base::assign(".ptime", proc.time(), pos = "CheckExEnv")
### Name: fac.sumop
### Title: computes the summation matrix that produces sums corresponding
###   to a (generalized) factor
### Aliases: fac.sumop
### Keywords: array projector

### ** Examples

## set up a two-level factoir and a three-level factor, both of length 12
A <- factor(rep(1:2, each=6))
B <- factor(rep(1:3, each=2, times=2))

## create a generlaized factor whose levels are the combinations of A and B
AB <- fac.combine(list(A,B))

## obtain the operator that computes the AB means from a vector of length 12
S.AB <- fac.sumop(AB)



base::assign(".dptime", (proc.time() - get(".ptime", pos = "CheckExEnv")), pos = "CheckExEnv")
base::cat("fac.sumop", base::get(".format_ptime", pos = 'CheckExEnv')(get(".dptime", pos = "CheckExEnv")), "\n", file=base::get(".ExTimings", pos = 'CheckExEnv'), append=TRUE, sep="\t")
cleanEx()
nameEx("fac.vcmat")
### * fac.vcmat

flush(stderr()); flush(stdout())

base::assign(".ptime", proc.time(), pos = "CheckExEnv")
### Name: fac.vcmat
### Title: forms the variance matrix for the variance component of a
###   (generalized) factor
### Aliases: fac.vcmat
### Keywords: array

### ** Examples

## set up a two-level factor and a three-level factor, both of length 12
A <- factor(rep(1:2, each=6))
B <- factor(rep(1:3, each=2, times=2))

## create a 12 x 12 ar1 matrix corrresponding to B
vc.B <- fac.vcmat(B, 2)



base::assign(".dptime", (proc.time() - get(".ptime", pos = "CheckExEnv")), pos = "CheckExEnv")
base::cat("fac.vcmat", base::get(".format_ptime", pos = 'CheckExEnv')(get(".dptime", pos = "CheckExEnv")), "\n", file=base::get(".ExTimings", pos = 'CheckExEnv'), append=TRUE, sep="\t")
cleanEx()
nameEx("fitted.aovlist")
### * fitted.aovlist

flush(stderr()); flush(stdout())

base::assign(".ptime", proc.time(), pos = "CheckExEnv")
### Name: fitted.aovlist
### Title: Extract the fitted values for a fitted model from an aovlist
###   object
### Aliases: fitted.aovlist fitted
### Keywords: methods models htest

### ** Examples

## set up data frame for randomized complete block design in Table 4.4 from 
## Box, Hunter and Hunter (2005) Statistics for Experimenters. 2nd edn 
## New York, Wiley.
RCBDPen.dat <- fac.gen(list(Blend=5, Flask=4))
RCBDPen.dat$Treat <- factor(rep(c("A","B","C","D"), times=5))
RCBDPen.dat$Yield <- c(89,88,97,94,84,77,92,79,81,87,87,
                       85,87,92,89,84,79,81,80,88)

## perform the analysis of variance
RCBDPen.aov <- aov(Yield ~ Blend + Treat + Error(Blend/Flask), RCBDPen.dat)
summary(RCBDPen.aov)

## two equivalent ways of extracting the fitted values
fit  <- fitted.aovlist(RCBDPen.aov)
fit <- fitted(RCBDPen.aov, error.term = "Blend:Flask")



base::assign(".dptime", (proc.time() - get(".ptime", pos = "CheckExEnv")), pos = "CheckExEnv")
base::cat("fitted.aovlist", base::get(".format_ptime", pos = 'CheckExEnv')(get(".dptime", pos = "CheckExEnv")), "\n", file=base::get(".ExTimings", pos = 'CheckExEnv'), append=TRUE, sep="\t")
cleanEx()
nameEx("fitted.errors")
### * fitted.errors

flush(stderr()); flush(stdout())

base::assign(".ptime", proc.time(), pos = "CheckExEnv")
### Name: fitted.errors
### Title: Extract the fitted values for a fitted model
### Aliases: fitted.errors
### Keywords: models htest

### ** Examples

## set up data frame for randomized complete block design in Table 4.4 from 
## Box, Hunter and Hunter (2005) Statistics for Experimenters. 2nd edn 
## New York, Wiley.
RCBDPen.dat <- fac.gen(list(Blend=5, Flask=4))
RCBDPen.dat$Treat <- factor(rep(c("A","B","C","D"), times=5))
RCBDPen.dat$Yield <- c(89,88,97,94,84,77,92,79,81,87,87,
                       85,87,92,89,84,79,81,80,88)

## perform the analysis of variance
RCBDPen.aov <- aov(Yield ~ Blend + Treat + Error(Blend/Flask), RCBDPen.dat)
summary(RCBDPen.aov)

## three equivalent ways of extracting the fitted values
fit  <- fitted.aovlist(RCBDPen.aov)
fit <- fitted(RCBDPen.aov, error.term = "Blend:Flask")
fit <- fitted.errors(RCBDPen.aov, error.term = "Blend:Flask")



base::assign(".dptime", (proc.time() - get(".ptime", pos = "CheckExEnv")), pos = "CheckExEnv")
base::cat("fitted.errors", base::get(".format_ptime", pos = 'CheckExEnv')(get(".dptime", pos = "CheckExEnv")), "\n", file=base::get(".ExTimings", pos = 'CheckExEnv'), append=TRUE, sep="\t")
cleanEx()
nameEx("get.daeTolerance")
### * get.daeTolerance

flush(stderr()); flush(stdout())

base::assign(".ptime", proc.time(), pos = "CheckExEnv")
### Name: get.daeTolerance
### Title: Gets the value of daeTolerance for the package dae
### Aliases: get.daeTolerance
### Keywords: manip projector

### ** Examples

## get daeTolerance.
get.daeTolerance()



base::assign(".dptime", (proc.time() - get(".ptime", pos = "CheckExEnv")), pos = "CheckExEnv")
base::cat("get.daeTolerance", base::get(".format_ptime", pos = 'CheckExEnv')(get(".dptime", pos = "CheckExEnv")), "\n", file=base::get(".ExTimings", pos = 'CheckExEnv'), append=TRUE, sep="\t")
cleanEx()
nameEx("harmonic.mean")
### * harmonic.mean

flush(stderr()); flush(stdout())

base::assign(".ptime", proc.time(), pos = "CheckExEnv")
### Name: harmonic.mean
### Title: Calcuates the harmonic mean.
### Aliases: harmonic.mean
### Keywords: manip

### ** Examples

y <- c(seq(0.1,1,0.2))
harmonic.mean(y)



base::assign(".dptime", (proc.time() - get(".ptime", pos = "CheckExEnv")), pos = "CheckExEnv")
base::cat("harmonic.mean", base::get(".format_ptime", pos = 'CheckExEnv')(get(".dptime", pos = "CheckExEnv")), "\n", file=base::get(".ExTimings", pos = 'CheckExEnv'), append=TRUE, sep="\t")
cleanEx()
nameEx("interaction.ABC.plot")
### * interaction.ABC.plot

flush(stderr()); flush(stdout())

base::assign(".ptime", proc.time(), pos = "CheckExEnv")
### Name: interaction.ABC.plot
### Title: Plots an interaction plot for three factors
### Aliases: interaction.ABC.plot
### Keywords: aplot hplot design

### ** Examples

## Not run: 
##D ## plot for Example 14.1 from Mead, R. (1990). The Design of Experiments: 
##D ## Statistical Principles for Practical Application. Cambridge, 
##D ## Cambridge University Press.  
##D ## use ?SPLGrass.dat for details
##D data(SPLGrass.dat)
##D interaction.ABC.plot(Main.Grass, x.factor=Period,
##D                      groups.factor=Spring, trace.factor=Summer,
##D                      data=SPLGrass.dat,
##D                      title="Effect of Period, Spring and Summer on Main Grass")
##D 
##D ## plot for generated data
##D ## use ?ABC.Interact.dat for data set details
##D data(ABC.Interact.dat)
##D ## Add standard errors for plotting 
##D ## - here data contains a single value for each combintion of A, B and C
##D ## - need to supply name for data twice 
##D ABC.Interact.dat$se <- rep(c(0.5,1), each=4)
##D interaction.ABC.plot(MOE, A, B, C, data=ABC.Interact.dat,
##D                      ggplotFunc=list(geom_errorbar(data=ABC.Interact.dat, 
##D                                                    aes(ymax=MOE+se, ymin=MOE-se), 
##D                                                    width=0.2)))
## End(Not run)


base::assign(".dptime", (proc.time() - get(".ptime", pos = "CheckExEnv")), pos = "CheckExEnv")
base::cat("interaction.ABC.plot", base::get(".format_ptime", pos = 'CheckExEnv')(get(".dptime", pos = "CheckExEnv")), "\n", file=base::get(".ExTimings", pos = 'CheckExEnv'), append=TRUE, sep="\t")
cleanEx()
nameEx("is.allzero")
### * is.allzero

flush(stderr()); flush(stdout())

base::assign(".ptime", proc.time(), pos = "CheckExEnv")
### Name: is.allzero
### Title: Tests whether all elements are approximately zero
### Aliases: is.allzero
### Keywords: manip

### ** Examples

## create a vector of 9 zeroes and a one
y <- c(rep(0,9), 1)

## check that vector is only zeroes is FALSE 
is.allzero(y)



base::assign(".dptime", (proc.time() - get(".ptime", pos = "CheckExEnv")), pos = "CheckExEnv")
base::cat("is.allzero", base::get(".format_ptime", pos = 'CheckExEnv')(get(".dptime", pos = "CheckExEnv")), "\n", file=base::get(".ExTimings", pos = 'CheckExEnv'), append=TRUE, sep="\t")
cleanEx()
nameEx("is.projector")
### * is.projector

flush(stderr()); flush(stdout())

base::assign(".ptime", proc.time(), pos = "CheckExEnv")
### Name: is.projector
### Title: Tests whether an object is a valid object of class projector
### Aliases: is.projector
### Keywords: array projector

### ** Examples

## set up a 2 x 2 mean operator that takes the mean of a vector of 2 values
m <- matrix(rep(0.5,4), nrow=2)

## create an object of class projector
proj.m <- projector(m)

## check that it is a valid projector
is.projector(proj.m)



base::assign(".dptime", (proc.time() - get(".ptime", pos = "CheckExEnv")), pos = "CheckExEnv")
base::cat("is.projector", base::get(".format_ptime", pos = 'CheckExEnv')(get(".dptime", pos = "CheckExEnv")), "\n", file=base::get(".ExTimings", pos = 'CheckExEnv'), append=TRUE, sep="\t")
cleanEx()
nameEx("marginality")
### * marginality

flush(stderr()); flush(stdout())

base::assign(".ptime", proc.time(), pos = "CheckExEnv")
### Name: marginality
### Title: Extracts the marginality matrix (matrices) from a
###   'pstructure.object' or a 'pcanon.object'.
### Aliases: marginality.pcanon marginality.pstructure marginality
### Keywords: array design projector

### ** Examples

## PBIBD(2) from p. 379 of Cochran and Cox (1957) Experimental Designs. 
## 2nd edn Wiley, New York
PBIBD2.unit <- list(Block = 6, Unit = 4)
PBIBD2.nest <- list(Unit = "Block")
trt <- factor(c(1,4,2,5, 2,5,3,6, 3,6,1,4, 4,1,5,2, 5,2,6,3, 6,3,4,1))
PBIBD2.lay <- designRandomize(allocated = trt, 
                              recipient = PBIBD2.unit, 
                              nested.recipients = PBIBD2.nest)

##obtain pstructure.object and extract marginality matrix
unit.struct <- pstructure(~ Block/Unit, data = PBIBD2.lay)
unit.marg <- marginality(unit.struct)

##obtain combined decomposition and extract marginality matrices
unit.trt.canon <- designAnatomy(list(unit=~ Block/Unit, trt=~ trt), data = PBIBD2.lay)
marg <- marginality(unit.trt.canon)



base::assign(".dptime", (proc.time() - get(".ptime", pos = "CheckExEnv")), pos = "CheckExEnv")
base::cat("marginality", base::get(".format_ptime", pos = 'CheckExEnv')(get(".dptime", pos = "CheckExEnv")), "\n", file=base::get(".ExTimings", pos = 'CheckExEnv'), append=TRUE, sep="\t")
cleanEx()
nameEx("mat.I")
### * mat.I

flush(stderr()); flush(stdout())

base::assign(".ptime", proc.time(), pos = "CheckExEnv")
### Name: mat.I
### Title: Forms a unit matrix
### Aliases: mat.I
### Keywords: array

### ** Examples

    col.I <- mat.I(order=4)



base::assign(".dptime", (proc.time() - get(".ptime", pos = "CheckExEnv")), pos = "CheckExEnv")
base::cat("mat.I", base::get(".format_ptime", pos = 'CheckExEnv')(get(".dptime", pos = "CheckExEnv")), "\n", file=base::get(".ExTimings", pos = 'CheckExEnv'), append=TRUE, sep="\t")
cleanEx()
nameEx("mat.J")
### * mat.J

flush(stderr()); flush(stdout())

base::assign(".ptime", proc.time(), pos = "CheckExEnv")
### Name: mat.J
### Title: Forms a square matrix of ones
### Aliases: mat.J
### Keywords: array

### ** Examples

    col.J <- mat.J(order=4)



base::assign(".dptime", (proc.time() - get(".ptime", pos = "CheckExEnv")), pos = "CheckExEnv")
base::cat("mat.J", base::get(".format_ptime", pos = 'CheckExEnv')(get(".dptime", pos = "CheckExEnv")), "\n", file=base::get(".ExTimings", pos = 'CheckExEnv'), append=TRUE, sep="\t")
cleanEx()
nameEx("mat.Vpred")
### * mat.Vpred

flush(stderr()); flush(stdout())

base::assign(".ptime", proc.time(), pos = "CheckExEnv")
### Name: mat.Vpred
### Title: Calculates the variances of a set of predicted effects from a
###   mixed model
### Aliases: mat.Vpred
### Keywords: array design

### ** Examples

## Reduced example from Smith et al. (2015)
## Generate two-phase design
mill.fac <- fac.gen(list(Mrep = 2, Mday = 2, Mord = 3))
field.lay <- fac.gen(list(Frep = 2, Fplot = 4))
field.lay$Variety <- factor(c("D","E","Y","W","G","D","E","M"), 
                            levels = c("Y","W","G","M","D","E"))
start.design <- cbind(mill.fac, field.lay[c(3,4,5,8,1,7,3,4,5,8,6,2),])
rownames(start.design) <- NULL

## Set up matrices
n <- nrow(start.design)
W <- model.matrix(~ -1+ Variety, start.design)
ng <- ncol(W)
Gg<- diag(1, ng)
Vu <- with(start.design, fac.vcmat(Mrep, 0.3) + 
                         fac.vcmat(fac.combine(list(Mrep, Mday)), 0.2) + 
                         fac.vcmat(Frep, 0.1) + 
                         fac.vcmat(fac.combine(list(Frep, Fplot)), 0.2))
R <- diag(1, n)
  
## Calculate the variance matrix of the predicted random Variety effects
Vp <- mat.Vpred(W = W, Gg = Gg, Vu = Vu, R = R)
designAmeasures(Vp)

## Calculate the variance matrix of the predicted fixed Variety effects, 
## elminating the grand mean
Vp.reduc <- mat.Vpred(W = W, Gg = 0, Vu = Vu, R = R, 
                      eliminate = projector(matrix(1, nrow = n, ncol = n)/n))
designAmeasures(Vp.reduc)



base::assign(".dptime", (proc.time() - get(".ptime", pos = "CheckExEnv")), pos = "CheckExEnv")
base::cat("mat.Vpred", base::get(".format_ptime", pos = 'CheckExEnv')(get(".dptime", pos = "CheckExEnv")), "\n", file=base::get(".ExTimings", pos = 'CheckExEnv'), append=TRUE, sep="\t")
cleanEx()
nameEx("mat.Vpredicts")
### * mat.Vpredicts

flush(stderr()); flush(stdout())

base::assign(".ptime", proc.time(), pos = "CheckExEnv")
### Name: mat.Vpredicts
### Title: Calculates the variances of a set of predicted effects from a
###   mixed model, based on supplied matrices or formulae.
### Aliases: mat.Vpredicts
### Keywords: array design

### ** Examples

## Reduced example from Smith et al. (2015)
## Generate two-phase design
mill.fac <- fac.gen(list(Mrep = 2, Mday = 2, Mord = 3))
field.lay <- fac.gen(list(Frep = 2, Fplot = 4))
field.lay$Variety <- factor(c("D","E","Y","W","G","D","E","M"), 
                            levels = c("Y","W","G","M","D","E"))
start.design <- cbind(mill.fac, field.lay[c(3,4,5,8,1,7,3,4,5,8,6,2),])
rownames(start.design) <- NULL

## Set gammas
terms <- c("Variety", "Frep", "Frep:Fplot", "Mrep", "Mrep:Mday", "Mrep:Mday:Mord")
gammas <- c(1, 0.1, 0.2, 0.3, 0.2, 1)
names(gammas) <- terms

## Specify matrices to calculate the variance matrix of the predicted fixed Variety effects 
W <- model.matrix(~ -1 + Variety, start.design)
Vu <- with(start.design, fac.vcmat(Mrep, gammas["Mrep"]) + 
                         fac.vcmat(fac.combine(list(Mrep,Mday)), gammas["Mrep:Mday"]) + 
                         fac.vcmat(Frep, gammas["Frep"]) + 
                         fac.vcmat(fac.combine(list(Frep,Fplot)), gammas["Frep:Fplot"]))
R <- diag(1, nrow(start.design))
  
## Calculate variance matrix
Vp <- mat.Vpredicts(target = W, random=Vu, R=R)

## Calculate the variance matrix of the predicted random Variety effects using formulae
Vp <- mat.Vpredicts(target = ~ -1 + Variety, Gt = 1, 
                    fixed = ~ 1, 
                    random = ~ -1 + Mrep/Mday + Frep/Fplot, 
                    G = as.list(gammas[c(4,5,2,3)]), 
                    R = R, design = start.design)
designAmeasures(Vp)

## Calculate the variance matrix of the predicted fixed Variety effects, 
## elminating the grand mean
n <- nrow(start.design)
Vp.reduc <- mat.Vpredicts(target = ~ -1 + Variety, 
                          random = ~ -1 + Mrep/Mday + Frep/Fplot, 
                          G = as.list(gammas[c(4,5,2,3)]), 
                          eliminate = projector(matrix(1, nrow = n, ncol = n)/n), 
                          design = start.design)
designAmeasures(Vp.reduc)



base::assign(".dptime", (proc.time() - get(".ptime", pos = "CheckExEnv")), pos = "CheckExEnv")
base::cat("mat.Vpredicts", base::get(".format_ptime", pos = 'CheckExEnv')(get(".dptime", pos = "CheckExEnv")), "\n", file=base::get(".ExTimings", pos = 'CheckExEnv'), append=TRUE, sep="\t")
cleanEx()
nameEx("mat.ar1")
### * mat.ar1

flush(stderr()); flush(stdout())

base::assign(".ptime", proc.time(), pos = "CheckExEnv")
### Name: mat.ar1
### Title: Forms an ar1 correlation matrix
### Aliases: mat.ar1
### Keywords: array

### ** Examples

    corr <- mat.ar1(rho=0.4, order=4)



base::assign(".dptime", (proc.time() - get(".ptime", pos = "CheckExEnv")), pos = "CheckExEnv")
base::cat("mat.ar1", base::get(".format_ptime", pos = 'CheckExEnv')(get(".dptime", pos = "CheckExEnv")), "\n", file=base::get(".ExTimings", pos = 'CheckExEnv'), append=TRUE, sep="\t")
cleanEx()
nameEx("mat.ar2")
### * mat.ar2

flush(stderr()); flush(stdout())

base::assign(".ptime", proc.time(), pos = "CheckExEnv")
### Name: mat.ar2
### Title: Forms an ar2 correlation matrix
### Aliases: mat.ar2
### Keywords: array

### ** Examples

    corr <- mat.ar2(ARparameters = c(0.4, 0.2), order = 4)



base::assign(".dptime", (proc.time() - get(".ptime", pos = "CheckExEnv")), pos = "CheckExEnv")
base::cat("mat.ar2", base::get(".format_ptime", pos = 'CheckExEnv')(get(".dptime", pos = "CheckExEnv")), "\n", file=base::get(".ExTimings", pos = 'CheckExEnv'), append=TRUE, sep="\t")
cleanEx()
nameEx("mat.ar3")
### * mat.ar3

flush(stderr()); flush(stdout())

base::assign(".ptime", proc.time(), pos = "CheckExEnv")
### Name: mat.ar3
### Title: Forms an ar3 correlation matrix
### Aliases: mat.ar3
### Keywords: array

### ** Examples

    corr <- mat.ar3(ARparameters = c(0.4, 0.2, 0.1), order = 4)



base::assign(".dptime", (proc.time() - get(".ptime", pos = "CheckExEnv")), pos = "CheckExEnv")
base::cat("mat.ar3", base::get(".format_ptime", pos = 'CheckExEnv')(get(".dptime", pos = "CheckExEnv")), "\n", file=base::get(".ExTimings", pos = 'CheckExEnv'), append=TRUE, sep="\t")
cleanEx()
nameEx("mat.arma")
### * mat.arma

flush(stderr()); flush(stdout())

base::assign(".ptime", proc.time(), pos = "CheckExEnv")
### Name: mat.arma
### Title: Forms an arma correlation matrix
### Aliases: mat.arma
### Keywords: array

### ** Examples

    corr <- mat.arma(ARparameter = 0.4, MAparameter = -0.2, order = 4)



base::assign(".dptime", (proc.time() - get(".ptime", pos = "CheckExEnv")), pos = "CheckExEnv")
base::cat("mat.arma", base::get(".format_ptime", pos = 'CheckExEnv')(get(".dptime", pos = "CheckExEnv")), "\n", file=base::get(".ExTimings", pos = 'CheckExEnv'), append=TRUE, sep="\t")
cleanEx()
nameEx("mat.banded")
### * mat.banded

flush(stderr()); flush(stdout())

base::assign(".ptime", proc.time(), pos = "CheckExEnv")
### Name: mat.banded
### Title: Form a banded matrix from a vector of values
### Aliases: mat.banded
### Keywords: array

### ** Examples

      m <- mat.banded(c(1,0.6,0.5), 5,5)
      m <- mat.banded(c(1,0.6,0.5), 3,4)
      m <- mat.banded(c(1,0.6,0.5), 4,3)




base::assign(".dptime", (proc.time() - get(".ptime", pos = "CheckExEnv")), pos = "CheckExEnv")
base::cat("mat.banded", base::get(".format_ptime", pos = 'CheckExEnv')(get(".dptime", pos = "CheckExEnv")), "\n", file=base::get(".ExTimings", pos = 'CheckExEnv'), append=TRUE, sep="\t")
cleanEx()
nameEx("mat.dirprod")
### * mat.dirprod

flush(stderr()); flush(stdout())

base::assign(".ptime", proc.time(), pos = "CheckExEnv")
### Name: mat.dirprod
### Title: Forms the direct product of two matrices
### Aliases: mat.dirprod
### Keywords: array

### ** Examples

    col.I <- mat.I(order=4)
    row.I <- mat.I(order=28)
    V <- mat.dirprod(col.I, row.I)



base::assign(".dptime", (proc.time() - get(".ptime", pos = "CheckExEnv")), pos = "CheckExEnv")
base::cat("mat.dirprod", base::get(".format_ptime", pos = 'CheckExEnv')(get(".dptime", pos = "CheckExEnv")), "\n", file=base::get(".ExTimings", pos = 'CheckExEnv'), append=TRUE, sep="\t")
cleanEx()
nameEx("mat.dirsum")
### * mat.dirsum

flush(stderr()); flush(stdout())

base::assign(".ptime", proc.time(), pos = "CheckExEnv")
### Name: mat.dirsum
### Title: Forms the direct sum of a list of matrices
### Aliases: mat.dirsum
### Keywords: array

### ** Examples

       m1 <- matrix(1:4, nrow=2)
       m2 <- matrix(11:16, nrow=3)
       m3 <- diag(1, nrow=2, ncol=2)
       dsum <- mat.dirsum(list(m1, m2, m3))



base::assign(".dptime", (proc.time() - get(".ptime", pos = "CheckExEnv")), pos = "CheckExEnv")
base::cat("mat.dirsum", base::get(".format_ptime", pos = 'CheckExEnv')(get(".dptime", pos = "CheckExEnv")), "\n", file=base::get(".ExTimings", pos = 'CheckExEnv'), append=TRUE, sep="\t")
cleanEx()
nameEx("mat.exp")
### * mat.exp

flush(stderr()); flush(stdout())

base::assign(".ptime", proc.time(), pos = "CheckExEnv")
### Name: mat.exp
### Title: Forms an exponential correlation matrix
### Aliases: mat.exp
### Keywords: array

### ** Examples

    corr <- mat.exp(coordinates=c(3:6, 9:12, 15:18), rho=0.1)



base::assign(".dptime", (proc.time() - get(".ptime", pos = "CheckExEnv")), pos = "CheckExEnv")
base::cat("mat.exp", base::get(".format_ptime", pos = 'CheckExEnv')(get(".dptime", pos = "CheckExEnv")), "\n", file=base::get(".ExTimings", pos = 'CheckExEnv'), append=TRUE, sep="\t")
cleanEx()
nameEx("mat.gau")
### * mat.gau

flush(stderr()); flush(stdout())

base::assign(".ptime", proc.time(), pos = "CheckExEnv")
### Name: mat.gau
### Title: Forms an exponential correlation matrix
### Aliases: mat.gau
### Keywords: array

### ** Examples

    corr <- mat.gau(coordinates=c(3:6, 9:12, 15:18), rho=0.1)



base::assign(".dptime", (proc.time() - get(".ptime", pos = "CheckExEnv")), pos = "CheckExEnv")
base::cat("mat.gau", base::get(".format_ptime", pos = 'CheckExEnv')(get(".dptime", pos = "CheckExEnv")), "\n", file=base::get(".ExTimings", pos = 'CheckExEnv'), append=TRUE, sep="\t")
cleanEx()
nameEx("mat.ma1")
### * mat.ma1

flush(stderr()); flush(stdout())

base::assign(".ptime", proc.time(), pos = "CheckExEnv")
### Name: mat.ma1
### Title: Forms an ma1 correlation matrix
### Aliases: mat.ma1
### Keywords: array

### ** Examples

    corr <- mat.ma1(MAparameter=0.4, order=4)



base::assign(".dptime", (proc.time() - get(".ptime", pos = "CheckExEnv")), pos = "CheckExEnv")
base::cat("mat.ma1", base::get(".format_ptime", pos = 'CheckExEnv')(get(".dptime", pos = "CheckExEnv")), "\n", file=base::get(".ExTimings", pos = 'CheckExEnv'), append=TRUE, sep="\t")
cleanEx()
nameEx("mat.ma2")
### * mat.ma2

flush(stderr()); flush(stdout())

base::assign(".ptime", proc.time(), pos = "CheckExEnv")
### Name: mat.ma2
### Title: Forms an ma2 correlation matrix
### Aliases: mat.ma2
### Keywords: array

### ** Examples

    corr <- mat.ma2(MAparameters = c(0.4, -0.2), order = 4)



base::assign(".dptime", (proc.time() - get(".ptime", pos = "CheckExEnv")), pos = "CheckExEnv")
base::cat("mat.ma2", base::get(".format_ptime", pos = 'CheckExEnv')(get(".dptime", pos = "CheckExEnv")), "\n", file=base::get(".ExTimings", pos = 'CheckExEnv'), append=TRUE, sep="\t")
cleanEx()
nameEx("mat.ncssvar")
### * mat.ncssvar

flush(stderr()); flush(stdout())

base::assign(".ptime", proc.time(), pos = "CheckExEnv")
### Name: mat.ncssvar
### Title: Calculates the variance matrix of the random effects for a
###   natural cubic smoothing spline
### Aliases: mat.ncssvar
### Keywords: array design

### ** Examples

Gs <- mat.ncssvar(knot.points = 1:10)



base::assign(".dptime", (proc.time() - get(".ptime", pos = "CheckExEnv")), pos = "CheckExEnv")
base::cat("mat.ncssvar", base::get(".format_ptime", pos = 'CheckExEnv')(get(".dptime", pos = "CheckExEnv")), "\n", file=base::get(".ExTimings", pos = 'CheckExEnv'), append=TRUE, sep="\t")
cleanEx()
nameEx("mat.sar")
### * mat.sar

flush(stderr()); flush(stdout())

base::assign(".ptime", proc.time(), pos = "CheckExEnv")
### Name: mat.sar
### Title: Forms an sar correlation matrix
### Aliases: mat.sar
### Keywords: array

### ** Examples

    corr <- mat.sar(SARparameter = -0.4, order = 4)



base::assign(".dptime", (proc.time() - get(".ptime", pos = "CheckExEnv")), pos = "CheckExEnv")
base::cat("mat.sar", base::get(".format_ptime", pos = 'CheckExEnv')(get(".dptime", pos = "CheckExEnv")), "\n", file=base::get(".ExTimings", pos = 'CheckExEnv'), append=TRUE, sep="\t")
cleanEx()
nameEx("mat.sar2")
### * mat.sar2

flush(stderr()); flush(stdout())

base::assign(".ptime", proc.time(), pos = "CheckExEnv")
### Name: mat.sar2
### Title: Forms an sar2 correlation matrix
### Aliases: mat.sar2
### Keywords: array

### ** Examples

    corr <- mat.sar2(gamma = c(-0.4, 0.2), order = 4)
    corr <- mat.sar2(gamma = c(-0.4, 0.2), order = 4, print = "ar3")



base::assign(".dptime", (proc.time() - get(".ptime", pos = "CheckExEnv")), pos = "CheckExEnv")
base::cat("mat.sar2", base::get(".format_ptime", pos = 'CheckExEnv')(get(".dptime", pos = "CheckExEnv")), "\n", file=base::get(".ExTimings", pos = 'CheckExEnv'), append=TRUE, sep="\t")
cleanEx()
nameEx("mpone")
### * mpone

flush(stderr()); flush(stdout())

base::assign(".ptime", proc.time(), pos = "CheckExEnv")
### Name: mpone
### Title: Converts the first two levels of a factor into the numeric
###   values -1 and +1
### Aliases: mpone
### Keywords: factor manip

### ** Examples

## generate all combinations of two two-level factors
mp <- c("-", "+")
Frf3.trt <- fac.gen(list(A = mp, B = mp))

## add factor C, whose levels are the products of the levles of A and B
Frf3.trt$C <- factor(mpone(Frf3.trt$A)*mpone(Frf3.trt$B), labels = mp)



base::assign(".dptime", (proc.time() - get(".ptime", pos = "CheckExEnv")), pos = "CheckExEnv")
base::cat("mpone", base::get(".format_ptime", pos = 'CheckExEnv')(get(".dptime", pos = "CheckExEnv")), "\n", file=base::get(".ExTimings", pos = 'CheckExEnv'), append=TRUE, sep="\t")
cleanEx()
nameEx("no.reps")
### * no.reps

flush(stderr()); flush(stdout())

base::assign(".ptime", proc.time(), pos = "CheckExEnv")
### Name: no.reps
### Title: Computes the number of replicates for an experiment
### Aliases: no.reps
### Keywords: design

### ** Examples

## Compute the number of replicates (blocks) required for a randomized 
## complete block design with four treatments. 
no.reps(multiple = 1, df.num = 3,
        df.denom = expression(df.num * (r - 1)), delta = 5,
	        sigma = sqrt(20), print = TRUE)



base::assign(".dptime", (proc.time() - get(".ptime", pos = "CheckExEnv")), pos = "CheckExEnv")
base::cat("no.reps", base::get(".format_ptime", pos = 'CheckExEnv')(get(".dptime", pos = "CheckExEnv")), "\n", file=base::get(".ExTimings", pos = 'CheckExEnv'), append=TRUE, sep="\t")
cleanEx()
nameEx("power.exp")
### * power.exp

flush(stderr()); flush(stdout())

base::assign(".ptime", proc.time(), pos = "CheckExEnv")
### Name: power.exp
### Title: Computes the power for an experiment
### Aliases: power.exp
### Keywords: design

### ** Examples

## Compute power for a randomized complete block design with four treatments 
## and five blocks. 
rm <- 5
power.exp(rm = rm, df.num = 3, df.denom = 3 * (rm - 1), delta = 5,
          sigma = sqrt(20),print = TRUE)



base::assign(".dptime", (proc.time() - get(".ptime", pos = "CheckExEnv")), pos = "CheckExEnv")
base::cat("power.exp", base::get(".format_ptime", pos = 'CheckExEnv')(get(".dptime", pos = "CheckExEnv")), "\n", file=base::get(".ExTimings", pos = 'CheckExEnv'), append=TRUE, sep="\t")
cleanEx()
nameEx("print.aliasing")
### * print.aliasing

flush(stderr()); flush(stdout())

base::assign(".ptime", proc.time(), pos = "CheckExEnv")
### Name: print.aliasing
### Title: Print an aliasing data.frame
### Aliases: print.aliasing
### Keywords: array projector

### ** Examples

## Generate a data.frame with 3 factors length 12
pseudo.lay <- data.frame(pl = factor(1:12),
                         ab = factor(rep(1:4, times=3)),
                         a = factor(rep(1:2, times=6)))


## create a pstructure object
trt.struct <- pstructure(~ ab+a, data = pseudo.lay)

## print the object either using the Method function, the generic function or show
print.aliasing(trt.struct$aliasing)
print(trt.struct$aliasing, which.criteria = "none")
trt.struct$aliasing



base::assign(".dptime", (proc.time() - get(".ptime", pos = "CheckExEnv")), pos = "CheckExEnv")
base::cat("print.aliasing", base::get(".format_ptime", pos = 'CheckExEnv')(get(".dptime", pos = "CheckExEnv")), "\n", file=base::get(".ExTimings", pos = 'CheckExEnv'), append=TRUE, sep="\t")
cleanEx()
nameEx("print.projector")
### * print.projector

flush(stderr()); flush(stdout())

base::assign(".ptime", proc.time(), pos = "CheckExEnv")
### Name: print.projector
### Title: Print projectors
### Aliases: print.projector print,projector-method
### Keywords: array projector

### ** Examples

## set up a 2 x 2 mean operator that takes the mean of a vector of 2 values
m <- matrix(rep(0.5,4), nrow=2)

## create an object of class projector
proj.m <- projector(m)

## print the object either using the Method function, the generic function or show
print.projector(proj.m)
print(proj.m)
proj.m



base::assign(".dptime", (proc.time() - get(".ptime", pos = "CheckExEnv")), pos = "CheckExEnv")
base::cat("print.projector", base::get(".format_ptime", pos = 'CheckExEnv')(get(".dptime", pos = "CheckExEnv")), "\n", file=base::get(".ExTimings", pos = 'CheckExEnv'), append=TRUE, sep="\t")
cleanEx()
nameEx("print.pstructure")
### * print.pstructure

flush(stderr()); flush(stdout())

base::assign(".ptime", proc.time(), pos = "CheckExEnv")
### Name: print.pstructure
### Title: Prints a pstructure.object
### Aliases: print.pstructure
### Keywords: array projector

### ** Examples

## Generate a data.frame with 4 factors, each with three levels, in standard order
ABCD.lay <- fac.gen(list(A = 3, B = 3, C = 3, D = 3))

## create a pstructure object based on the formula ((A*B)/C)*D
ABCD.struct <- pstructure.formula(~ ((A*B)/C)*D, data =ABCD.lay)

## print the object either using the Method function, the generic function or show
print.pstructure(ABCD.struct)
print(ABCD.struct)
ABCD.struct



base::assign(".dptime", (proc.time() - get(".ptime", pos = "CheckExEnv")), pos = "CheckExEnv")
base::cat("print.pstructure", base::get(".format_ptime", pos = 'CheckExEnv')(get(".dptime", pos = "CheckExEnv")), "\n", file=base::get(".ExTimings", pos = 'CheckExEnv'), append=TRUE, sep="\t")
cleanEx()
nameEx("print.summary.p2canon")
### * print.summary.p2canon

flush(stderr()); flush(stdout())

base::assign(".ptime", proc.time(), pos = "CheckExEnv")
### Name: print.summary.p2canon
### Title: Prints the values in an 'summary.p2canon' object
### Aliases: print.summary.p2canon
### Keywords: design projector

### ** Examples

## PBIBD(2) from p. 379 of Cochran and Cox (1957) Experimental Designs. 
## 2nd edn Wiley, New York
PBIBD2.unit <- list(Block = 6, Unit = 4)
PBIBD2.nest <- list(Unit = "Block")
trt <- factor(c(1,4,2,5, 2,5,3,6, 3,6,1,4, 4,1,5,2, 5,2,6,3, 6,3,4,1))
PBIBD2.lay <- designRandomize(allocated = trt, 
                              recipient = PBIBD2.unit, 
                              nested.recipients = PBIBD2.nest)

##obtain projectors using pstructure
unit.struct <- pstructure(~ Block/Unit, data = PBIBD2.lay)
trt.struct <- pstructure(~ trt, data = PBIBD2.lay)

##obtain combined decomposition and print summary
unit.trt.p2canon <- projs.2canon(unit.struct$Q, trt.struct$Q)
summ <- summary(unit.trt.p2canon)
print(summ)



base::assign(".dptime", (proc.time() - get(".ptime", pos = "CheckExEnv")), pos = "CheckExEnv")
base::cat("print.summary.p2canon", base::get(".format_ptime", pos = 'CheckExEnv')(get(".dptime", pos = "CheckExEnv")), "\n", file=base::get(".ExTimings", pos = 'CheckExEnv'), append=TRUE, sep="\t")
cleanEx()
nameEx("print.summary.pcanon")
### * print.summary.pcanon

flush(stderr()); flush(stdout())

base::assign(".ptime", proc.time(), pos = "CheckExEnv")
### Name: print.summary.pcanon
### Title: Prints the values in an 'summary.pcanon' object
### Aliases: print.summary.pcanon
### Keywords: design projector

### ** Examples

## PBIBD(2) from p. 379 of Cochran and Cox (1957) Experimental Designs. 
## 2nd edn Wiley, New York
PBIBD2.unit <- list(Block = 6, Unit = 4)
PBIBD2.nest <- list(Unit = "Block")
trt <- factor(c(1,4,2,5, 2,5,3,6, 3,6,1,4, 4,1,5,2, 5,2,6,3, 6,3,4,1))
PBIBD2.lay <- designRandomize(allocated = trt, 
                              recipient = PBIBD2.unit, 
                              nested.recipients = PBIBD2.nest)

##obtain combined decomposition and summarize
unit.trt.canon <- designAnatomy(list(unit=~ Block/Unit, trt=~ trt),
                                data = PBIBD2.lay)
summ <- summary(unit.trt.canon, which = c("aeff","eeff","order"))
print(summ)



base::assign(".dptime", (proc.time() - get(".ptime", pos = "CheckExEnv")), pos = "CheckExEnv")
base::cat("print.summary.pcanon", base::get(".format_ptime", pos = 'CheckExEnv')(get(".dptime", pos = "CheckExEnv")), "\n", file=base::get(".ExTimings", pos = 'CheckExEnv'), append=TRUE, sep="\t")
cleanEx()
nameEx("proj2.combine")
### * proj2.combine

flush(stderr()); flush(stdout())

base::assign(".ptime", proc.time(), pos = "CheckExEnv")
### Name: proj2.combine
### Title: Compute the projection and Residual operators for two, possibly
###   nonorthogonal, projectors
### Aliases: proj2.combine
### Keywords: array design projector

### ** Examples

## PBIBD(2) from p. 379 of Cochran and Cox (1957) Experimental Designs. 
## 2nd edn Wiley, New York
PBIBD2.unit <- list(Block = 6, Unit = 4)
PBIBD2.nest <- list(Unit = "Block")
trt <- factor(c(1,4,2,5, 2,5,3,6, 3,6,1,4, 4,1,5,2, 5,2,6,3, 6,3,4,1))
PBIBD2.lay <- designRandomize(allocated = trt, 
                              recipient = PBIBD2.unit, 
                              nested.recipients = PBIBD2.nest)

## obtain sets of projectors
unit.struct <- pstructure(~ Block/Unit, data = PBIBD2.lay)
trt.struct <- pstructure(~ trt, data = PBIBD2.lay)

## obtain the projection operators for the interblock analysis
PBIBD2.Bops <- proj2.combine(unit.struct$Q[["Unit[Block]"]], trt.struct$Q[["trt"]])
Q.B.T <- PBIBD2.Bops$Qconf
Q.B.res <- PBIBD2.Bops$Qres

## demonstrate their orthogonality
is.allzero(Q.B.T %*% Q.B.res)



base::assign(".dptime", (proc.time() - get(".ptime", pos = "CheckExEnv")), pos = "CheckExEnv")
base::cat("proj2.combine", base::get(".format_ptime", pos = 'CheckExEnv')(get(".dptime", pos = "CheckExEnv")), "\n", file=base::get(".ExTimings", pos = 'CheckExEnv'), append=TRUE, sep="\t")
cleanEx()
nameEx("proj2.efficiency")
### * proj2.efficiency

flush(stderr()); flush(stdout())

base::assign(".ptime", proc.time(), pos = "CheckExEnv")
### Name: proj2.efficiency
### Title: Computes the canonical efficiency factors for the joint
###   decomposition of two projectors
### Aliases: proj2.efficiency
### Keywords: array design projector

### ** Examples

## PBIBD(2) from p. 379 of Cochran and Cox (1957) Experimental Designs. 
## 2nd edn Wiley, New York
PBIBD2.unit <- list(Block = 6, Unit = 4)
PBIBD2.nest <- list(Unit = "Block")
trt <- factor(c(1,4,2,5, 2,5,3,6, 3,6,1,4, 4,1,5,2, 5,2,6,3, 6,3,4,1))
PBIBD2.lay <- designRandomize(allocated = trt, 
                              recipient = PBIBD2.unit, 
                              nested.recipients = PBIBD2.nest)

## obtain sets of projectors
unit.struct <- pstructure(~ Block/Unit, data = PBIBD2.lay)
trt.struct <- pstructure(~ trt, data = PBIBD2.lay)

## save intrablock efficiencies
eff.intra <- proj2.efficiency(unit.struct$Q[["Block"]], trt.struct$Q[["trt"]])



base::assign(".dptime", (proc.time() - get(".ptime", pos = "CheckExEnv")), pos = "CheckExEnv")
base::cat("proj2.efficiency", base::get(".format_ptime", pos = 'CheckExEnv')(get(".dptime", pos = "CheckExEnv")), "\n", file=base::get(".ExTimings", pos = 'CheckExEnv'), append=TRUE, sep="\t")
cleanEx()
nameEx("proj2.eigen")
### * proj2.eigen

flush(stderr()); flush(stdout())

base::assign(".ptime", proc.time(), pos = "CheckExEnv")
### Name: proj2.eigen
### Title: Canonical efficiency factors and eigenvectors in joint
###   decomposition of two projectors
### Aliases: proj2.eigen
### Keywords: array design projector

### ** Examples

## PBIBD(2) from p. 379 of Cochran and Cox (1957) Experimental Designs. 
## 2nd edn Wiley, New York
PBIBD2.unit <- list(Block = 6, Unit = 4)
PBIBD2.nest <- list(Unit = "Block")
trt <- factor(c(1,4,2,5, 2,5,3,6, 3,6,1,4, 4,1,5,2, 5,2,6,3, 6,3,4,1))
PBIBD2.lay <- designRandomize(allocated = trt, 
                              recipient = PBIBD2.unit, 
                              nested.recipients = PBIBD2.nest)

## obtain sets of projectors
unit.struct <- pstructure(~ Block/Unit, data = PBIBD2.lay)
trt.struct <- pstructure(~ trt, data = PBIBD2.lay)

## obtain intra- and inter-block decompositions
decomp.inter <- proj2.eigen(unit.struct$Q[["Block"]], trt.struct$Q[["trt"]])
decomp.intra <- proj2.eigen(unit.struct$Q[["Unit[Block]"]], trt.struct$Q[["trt"]])

#extract intrablock efficiencies
decomp.intra$efficiencies



base::assign(".dptime", (proc.time() - get(".ptime", pos = "CheckExEnv")), pos = "CheckExEnv")
base::cat("proj2.eigen", base::get(".format_ptime", pos = 'CheckExEnv')(get(".dptime", pos = "CheckExEnv")), "\n", file=base::get(".ExTimings", pos = 'CheckExEnv'), append=TRUE, sep="\t")
cleanEx()
nameEx("projector-class")
### * projector-class

flush(stderr()); flush(stdout())

base::assign(".ptime", proc.time(), pos = "CheckExEnv")
### Name: projector-class
### Title: Class projector
### Aliases: projector-class coerce,projector,matrix-method
###   coerce<-,projector,matrix-method
### Keywords: classes array projector

### ** Examples

showClass("projector")

## set up a 2 x 2 mean operator that takes the mean of a vector of 2 values
m <- matrix(rep(0.5,4), nrow=2)

## create an object of class projector
proj.m <- projector(m)

## check that it is a valid projector
is.projector(proj.m)

## create a projector based on the matrix m
proj.m <- new("projector", data=m)

## add its degrees of freedom and print the projector
degfree(proj.m) <- proj.m



base::assign(".dptime", (proc.time() - get(".ptime", pos = "CheckExEnv")), pos = "CheckExEnv")
base::cat("projector-class", base::get(".format_ptime", pos = 'CheckExEnv')(get(".dptime", pos = "CheckExEnv")), "\n", file=base::get(".ExTimings", pos = 'CheckExEnv'), append=TRUE, sep="\t")
cleanEx()
nameEx("projector")
### * projector

flush(stderr()); flush(stdout())

base::assign(".ptime", proc.time(), pos = "CheckExEnv")
### Name: projector
### Title: Create projectors
### Aliases: projector
### Keywords: array projector

### ** Examples

## set up a 2 x 2 mean operator that takes the mean of a vector of 2 values
m <- matrix(rep(0.5,4), nrow=2)

## create an object of class projector
proj.m <- projector(m)

## check that it is a valid projector
is.projector(proj.m)



base::assign(".dptime", (proc.time() - get(".ptime", pos = "CheckExEnv")), pos = "CheckExEnv")
base::cat("projector", base::get(".format_ptime", pos = 'CheckExEnv')(get(".dptime", pos = "CheckExEnv")), "\n", file=base::get(".ExTimings", pos = 'CheckExEnv'), append=TRUE, sep="\t")
cleanEx()
nameEx("projs.2canon")
### * projs.2canon

flush(stderr()); flush(stdout())

base::assign(".ptime", proc.time(), pos = "CheckExEnv")
### Name: projs.2canon
### Title: A canonical analysis of the relationships between two sets of
###   projectors
### Aliases: projs.2canon
### Keywords: array design projector

### ** Examples

## PBIBD(2) from p. 379 of Cochran and Cox (1957) Experimental Designs. 
## 2nd edn Wiley, New York
PBIBD2.unit <- list(Block = 6, Unit = 4)
PBIBD2.nest <- list(Unit = "Block")
trt <- factor(c(1,4,2,5, 2,5,3,6, 3,6,1,4, 4,1,5,2, 5,2,6,3, 6,3,4,1))
PBIBD2.lay <- designRandomize(allocated = trt, 
                              recipient = PBIBD2.unit, 
                              nested.recipients = PBIBD2.nest)

##obtain projectors using pstructure
unit.struct <- pstructure(~ Block/Unit, data = PBIBD2.lay)
trt.struct <- pstructure(~ trt, data = PBIBD2.lay)

##obtain combined decomposition and summarize
unit.trt.p2canon <- projs.2canon(unit.struct$Q, trt.struct$Q)
summary(unit.trt.p2canon)



base::assign(".dptime", (proc.time() - get(".ptime", pos = "CheckExEnv")), pos = "CheckExEnv")
base::cat("projs.2canon", base::get(".format_ptime", pos = 'CheckExEnv')(get(".dptime", pos = "CheckExEnv")), "\n", file=base::get(".ExTimings", pos = 'CheckExEnv'), append=TRUE, sep="\t")
cleanEx()
nameEx("projs.combine.p2canon")
### * projs.combine.p2canon

flush(stderr()); flush(stdout())

base::assign(".ptime", proc.time(), pos = "CheckExEnv")
### Name: projs.combine.p2canon
### Title: Extract, from a p2canon object, the projectors that give the
###   combined canonical decomposition
### Aliases: projs.combine.p2canon
### Keywords: array design projector

### ** Examples

## PBIBD(2) from p. 379 of Cochran and Cox (1957) Experimental Designs. 
## 2nd edn Wiley, New York
PBIBD2.unit <- list(Block = 6, Unit = 4)
PBIBD2.nest <- list(Unit = "Block")
trt <- factor(c(1,4,2,5, 2,5,3,6, 3,6,1,4, 4,1,5,2, 5,2,6,3, 6,3,4,1))
PBIBD2.lay <- designRandomize(allocated = trt, 
                              recipient = PBIBD2.unit, 
                              nested.recipients = PBIBD2.nest)

## obtain sets of projectors
unit.struct <- pstructure(~ Block/Unit, data = PBIBD2.lay)
trt.struct <- pstructure(~ trt, data = PBIBD2.lay)

##obtain combined decomposition
unit.trt.p2canon <- projs.2canon(unit.struct$Q, trt.struct$Q)
UcombineT <- projs.combine.p2canon(unit.trt.p2canon)



base::assign(".dptime", (proc.time() - get(".ptime", pos = "CheckExEnv")), pos = "CheckExEnv")
base::cat("projs.combine.p2canon", base::get(".format_ptime", pos = 'CheckExEnv')(get(".dptime", pos = "CheckExEnv")), "\n", file=base::get(".ExTimings", pos = 'CheckExEnv'), append=TRUE, sep="\t")
cleanEx()
nameEx("pstructure.formula")
### * pstructure.formula

flush(stderr()); flush(stdout())

base::assign(".ptime", proc.time(), pos = "CheckExEnv")
### Name: pstructure.formula
### Title: Takes a formula and constructs a 'pstructure.object' that
###   includes the orthogonalized projectors for the terms in a formula
### Aliases: pstructure.formula pstructure
### Keywords: array design projector

### ** Examples

## PBIBD(2) from p. 379 of Cochran and Cox (1957) Experimental Designs. 
## 2nd edn Wiley, New York
PBIBD2.unit <- list(Block = 6, Unit = 4)
PBIBD2.nest <- list(Unit = "Block")
trt <- factor(c(1,4,2,5, 2,5,3,6, 3,6,1,4, 4,1,5,2, 5,2,6,3, 6,3,4,1))
PBIBD2.lay <- designRandomize(allocated = trt, 
                              recipient = PBIBD2.unit, 
                              nested.recipients = PBIBD2.nest)
## manually obtain projectors for units
Q.G <- projector(matrix(1, nrow=24, ncol=24)/24)                         
Q.B <- projector(fac.meanop(PBIBD2.lay$Block) - Q.G)
Q.BP <- projector(diag(1, nrow=24) - Q.B - Q.G)

## manually obtain projector for trt
Q.T <- projector(fac.meanop(PBIBD2.lay$trt) - Q.G)

##compute intrablock efficiency criteria
effic <- proj2.efficiency(Q.BP, Q.T)
effic
efficiency.criteria(effic)

##obtain projectors using pstructure.formula
unit.struct <- pstructure(~ Block/Unit, data = PBIBD2.lay)
trt.struct <- pstructure(~ trt, data = PBIBD2.lay)

##obtain combined decomposition and summarize
unit.trt.p2canon <- projs.2canon(unit.struct$Q, trt.struct$Q)
summary(unit.trt.p2canon, which = c("aeff","eeff","order"))



base::assign(".dptime", (proc.time() - get(".ptime", pos = "CheckExEnv")), pos = "CheckExEnv")
base::cat("pstructure.formula", base::get(".format_ptime", pos = 'CheckExEnv')(get(".dptime", pos = "CheckExEnv")), "\n", file=base::get(".ExTimings", pos = 'CheckExEnv'), append=TRUE, sep="\t")
cleanEx()
nameEx("qqyeffects")
### * qqyeffects

flush(stderr()); flush(stdout())

base::assign(".ptime", proc.time(), pos = "CheckExEnv")
### Name: qqyeffects
### Title: Half or full normal plot of Yates effects
### Aliases: qqyeffects
### Keywords: iplot hplot design htest

### ** Examples

## analysis of 2^4 factorial experiment from Table 10.6 of Box, Hunter and 
## Hunter (1978) Statistics for Experimenters. New York, Wiley.
## use ?Fac4Proc.dat for data set details
data(Fac4Proc.dat)
Fac4Proc.aov <- aov(Conv ~ Catal * Temp * Press * Conc + Error(Runs),
                                                            Fac4Proc.dat)
qqyeffects(Fac4Proc.aov, error.term="Runs", data=Fac4Proc.dat)



base::assign(".dptime", (proc.time() - get(".ptime", pos = "CheckExEnv")), pos = "CheckExEnv")
base::cat("qqyeffects", base::get(".format_ptime", pos = 'CheckExEnv')(get(".dptime", pos = "CheckExEnv")), "\n", file=base::get(".ExTimings", pos = 'CheckExEnv'), append=TRUE, sep="\t")
cleanEx()
nameEx("resid.errors")
### * resid.errors

flush(stderr()); flush(stdout())

base::assign(".ptime", proc.time(), pos = "CheckExEnv")
### Name: resid.errors
### Title: Extract the residuals for a fitted model
### Aliases: resid.errors
### Keywords: models htest

### ** Examples

## set up data frame for randomized complete block design in Table 4.4 from 
## Box, Hunter and Hunter (2005) Statistics for Experimenters. 2nd edn 
## New York, Wiley.
RCBDPen.dat <- fac.gen(list(Blend=5, Flask=4))
RCBDPen.dat$Treat <- factor(rep(c("A","B","C","D"), times=5))
RCBDPen.dat$Yield <- c(89,88,97,94,84,77,92,79,81,87,87,
                       85,87,92,89,84,79,81,80,88)

## perform the analysis of variance
RCBDPen.aov <- aov(Yield ~ Blend + Treat + Error(Blend/Flask), RCBDPen.dat)
summary(RCBDPen.aov)

## two equivalent ways of extracting the residuals
res  <- residuals.aovlist(RCBDPen.aov)
res <- residuals(RCBDPen.aov, error.term = "Blend:Flask")
res <- resid.errors(RCBDPen.aov)



base::assign(".dptime", (proc.time() - get(".ptime", pos = "CheckExEnv")), pos = "CheckExEnv")
base::cat("resid.errors", base::get(".format_ptime", pos = 'CheckExEnv')(get(".dptime", pos = "CheckExEnv")), "\n", file=base::get(".ExTimings", pos = 'CheckExEnv'), append=TRUE, sep="\t")
cleanEx()
nameEx("residuals.aovlist")
### * residuals.aovlist

flush(stderr()); flush(stdout())

base::assign(".ptime", proc.time(), pos = "CheckExEnv")
### Name: residuals.aovlist
### Title: Extract the residuals from an aovlist object
### Aliases: residuals.aovlist residuals
### Keywords: methods models htest

### ** Examples

## set up data frame for randomized complete block design in Table 4.4 from 
## Box, Hunter and Hunter (2005) Statistics for Experimenters. 2nd edn 
## New York, Wiley.
RCBDPen.dat <- fac.gen(list(Blend=5, Flask=4))
RCBDPen.dat$Treat <- factor(rep(c("A","B","C","D"), times=5))
RCBDPen.dat$Yield <- c(89,88,97,94,84,77,92,79,81,87,87,
                       85,87,92,89,84,79,81,80,88)

## perform the analysis of variance
RCBDPen.aov <- aov(Yield ~ Blend + Treat + Error(Blend/Flask), RCBDPen.dat)
summary(RCBDPen.aov)

## two equivalent ways of extracting the residuals
res  <- residuals.aovlist(RCBDPen.aov)
res <- residuals(RCBDPen.aov, error.term = "Blend:Flask")



base::assign(".dptime", (proc.time() - get(".ptime", pos = "CheckExEnv")), pos = "CheckExEnv")
base::cat("residuals.aovlist", base::get(".format_ptime", pos = 'CheckExEnv')(get(".dptime", pos = "CheckExEnv")), "\n", file=base::get(".ExTimings", pos = 'CheckExEnv'), append=TRUE, sep="\t")
cleanEx()
nameEx("rmvnorm")
### * rmvnorm

flush(stderr()); flush(stdout())

base::assign(".ptime", proc.time(), pos = "CheckExEnv")
### Name: rmvnorm
### Title: generates a vector of random values from a multivariate normal
###   distribution
### Aliases: rmvnorm
### Keywords: datagen

### ** Examples

## set up a two-level factor and a three-level factor, both of length 12
A <- factor(rep(1:2, each=6))
B <- factor(rep(1:3, each=2, times=2))

## generate random values from a multivariate normal for which 
#the mean is 20 for all variables and 
#the variance matrix has random effects for factor A, ar1 pattern for B and 
#residual random variation
mean <- rep(20, 12)
V <- fac.vcmat(A, 5) + fac.ar1mat(B, 0.6) + 2*mat.I(12)
y <- rmvnorm(mean, V)



base::assign(".dptime", (proc.time() - get(".ptime", pos = "CheckExEnv")), pos = "CheckExEnv")
base::cat("rmvnorm", base::get(".format_ptime", pos = 'CheckExEnv')(get(".dptime", pos = "CheckExEnv")), "\n", file=base::get(".ExTimings", pos = 'CheckExEnv'), append=TRUE, sep="\t")
cleanEx()
nameEx("set.daeTolerance")
### * set.daeTolerance

flush(stderr()); flush(stdout())

base::assign(".ptime", proc.time(), pos = "CheckExEnv")
### Name: set.daeTolerance
### Title: Sets the values of daeTolerance for the package dae
### Aliases: set.daeTolerance
### Keywords: manip projector

### ** Examples

## set daeTolerance.
set.daeTolerance(1E-04, 1E-08)



base::assign(".dptime", (proc.time() - get(".ptime", pos = "CheckExEnv")), pos = "CheckExEnv")
base::cat("set.daeTolerance", base::get(".format_ptime", pos = 'CheckExEnv')(get(".dptime", pos = "CheckExEnv")), "\n", file=base::get(".ExTimings", pos = 'CheckExEnv'), append=TRUE, sep="\t")
cleanEx()
nameEx("strength")
### * strength

flush(stderr()); flush(stdout())

base::assign(".ptime", proc.time(), pos = "CheckExEnv")
### Name: strength
### Title: Generate paper strength values
### Aliases: strength
### Keywords: datagen design

### ** Examples

## Here temperature is a factor with 4*3 = 12 values whose
## first 3 values specify the temperatures to be applied in
## the 3 runs on the first day, values 4 to 6 specify the
## temperatures for the 3 runs on day 2, and so on.
temperature <- factor(rep(c(80,85,90), 4))
exp.strength <- strength(nodays = 4, noruns = 3,
                         temperature = temperature, ident = 0123456)

## In this second example, a completely randomized design is generated 
## for the same 3 temperatures replicated 4 times. The layout is stored 
## in the data.frame called Design.
Design <- designRandomize(allocated = temperature, 
                          recipient = list(runs = 12), 
                          seed = 5847123)
## eradicate the unrandomized version of temperature
remove("temperature")

## The 12 temperatures in Design are to be regarded as being assigned to 
## days and runs in the same manner as for the first example.
exp.strength <- strength(nodays = 4, noruns = 3,
                         temperature = Design$temperature, ident = 0123456)



base::assign(".dptime", (proc.time() - get(".ptime", pos = "CheckExEnv")), pos = "CheckExEnv")
base::cat("strength", base::get(".format_ptime", pos = 'CheckExEnv')(get(".dptime", pos = "CheckExEnv")), "\n", file=base::get(".ExTimings", pos = 'CheckExEnv'), append=TRUE, sep="\t")
cleanEx()
nameEx("summary.p2canon")
### * summary.p2canon

flush(stderr()); flush(stdout())

base::assign(".ptime", proc.time(), pos = "CheckExEnv")
### Name: summary.p2canon
### Title: Summarize a canonical analysis of the relationships between two
###   sets of projectors
### Aliases: summary.p2canon summary,p2canon-method
### Keywords: array design projector

### ** Examples

## PBIBD(2) from p. 379 of Cochran and Cox (1957) Experimental Designs. 
## 2nd edn Wiley, New York
PBIBD2.unit <- list(Block = 6, Unit = 4)
PBIBD2.nest <- list(Unit = "Block")
trt <- factor(c(1,4,2,5, 2,5,3,6, 3,6,1,4, 4,1,5,2, 5,2,6,3, 6,3,4,1))
PBIBD2.lay <- designRandomize(allocated = trt, 
                              recipient = PBIBD2.unit, 
                              nested.recipients = PBIBD2.nest)

##obtain projectors using pstructure
unit.struct <- pstructure(~ Block/Unit, data = PBIBD2.lay)
trt.struct <- pstructure(~ trt, data = PBIBD2.lay)

##obtain combined decomposition and summarize
unit.trt.p2canon <- projs.2canon(unit.struct$Q, trt.struct$Q)
summary(unit.trt.p2canon)



base::assign(".dptime", (proc.time() - get(".ptime", pos = "CheckExEnv")), pos = "CheckExEnv")
base::cat("summary.p2canon", base::get(".format_ptime", pos = 'CheckExEnv')(get(".dptime", pos = "CheckExEnv")), "\n", file=base::get(".ExTimings", pos = 'CheckExEnv'), append=TRUE, sep="\t")
cleanEx()
nameEx("summary.pcanon")
### * summary.pcanon

flush(stderr()); flush(stdout())

base::assign(".ptime", proc.time(), pos = "CheckExEnv")
### Name: summary.pcanon
### Title: Summarizes the anatomy of a design, being the decomposition of
###   the sample space based on its canonical analysis, as produced by
###   designAnatomy
### Aliases: summary.pcanon summary,pcanon-method
### Keywords: array design projector

### ** Examples

## PBIBD(2) from p. 379 of Cochran and Cox (1957) Experimental Designs. 
## 2nd edn Wiley, New York
PBIBD2.unit <- list(Block = 6, Unit = 4)
PBIBD2.nest <- list(Unit = "Block")
trt <- factor(c(1,4,2,5, 2,5,3,6, 3,6,1,4, 4,1,5,2, 5,2,6,3, 6,3,4,1))
PBIBD2.lay <- designRandomize(allocated = trt, 
                              recipient = PBIBD2.unit, 
                              nested.recipients = PBIBD2.nest)

##obtain combined decomposition and summarize
unit.trt.canon <- designAnatomy(list(unit=~ Block/Unit, trt=~ trt), 
                                data = PBIBD2.lay)
summary(unit.trt.canon, which = c("aeff","eeff","order"))
summary(unit.trt.canon, which = c("aeff","eeff","order"), labels.swap = TRUE)



base::assign(".dptime", (proc.time() - get(".ptime", pos = "CheckExEnv")), pos = "CheckExEnv")
base::cat("summary.pcanon", base::get(".format_ptime", pos = 'CheckExEnv')(get(".dptime", pos = "CheckExEnv")), "\n", file=base::get(".ExTimings", pos = 'CheckExEnv'), append=TRUE, sep="\t")
cleanEx()
nameEx("tukey.1df")
### * tukey.1df

flush(stderr()); flush(stdout())

base::assign(".ptime", proc.time(), pos = "CheckExEnv")
### Name: tukey.1df
### Title: Performs Tukey's one-degree-of-freedom-test-for-nonadditivity
### Aliases: tukey.1df
### Keywords: models htest

### ** Examples

## set up data frame for randomized complete block design in Table 4.4 from 
## Box, Hunter and Hunter (2005) Statistics for Experimenters. 2nd edn 
## New York, Wiley.
RCBDPen.dat <- fac.gen(list(Blend=5, Flask=4))
RCBDPen.dat$Treat <- factor(rep(c("A","B","C","D"), times=5))
RCBDPen.dat$Yield <- c(89,88,97,94,84,77,92,79,81,87,87,
                       85,87,92,89,84,79,81,80,88)

## perform the analysis of variance
RCBDPen.aov <- aov(Yield ~ Blend + Treat + Error(Blend/Flask), RCBDPen.dat)
summary(RCBDPen.aov)

## Obtain the quantities for Tukey's test
tukey.1df(RCBDPen.aov, RCBDPen.dat, error.term = "Blend:Flask")



base::assign(".dptime", (proc.time() - get(".ptime", pos = "CheckExEnv")), pos = "CheckExEnv")
base::cat("tukey.1df", base::get(".format_ptime", pos = 'CheckExEnv')(get(".dptime", pos = "CheckExEnv")), "\n", file=base::get(".ExTimings", pos = 'CheckExEnv'), append=TRUE, sep="\t")
cleanEx()
nameEx("yates.effects")
### * yates.effects

flush(stderr()); flush(stdout())

base::assign(".ptime", proc.time(), pos = "CheckExEnv")
### Name: yates.effects
### Title: Extract Yates effects
### Aliases: yates.effects
### Keywords: design htest

### ** Examples

## analysis of 2^4 factorial experiment from Table 10.6 of Box, Hunter and 
## Hunter (1978) Statistics for Experimenters. New York, Wiley.
## use ?Fac4Proc.dat for data set details
data(Fac4Proc.dat)
Fac4Proc.aov <- aov(Conv ~ Catal * Temp * Press * Conc + Error(Runs),
                                                            Fac4Proc.dat)
round(yates.effects(Fac4Proc.aov, error.term="Runs", data=Fac4Proc.dat), 2)



base::assign(".dptime", (proc.time() - get(".ptime", pos = "CheckExEnv")), pos = "CheckExEnv")
base::cat("yates.effects", base::get(".format_ptime", pos = 'CheckExEnv')(get(".dptime", pos = "CheckExEnv")), "\n", file=base::get(".ExTimings", pos = 'CheckExEnv'), append=TRUE, sep="\t")
### * <FOOTER>
###
cleanEx()
options(digits = 7L)
base::cat("Time elapsed: ", proc.time() - base::get("ptime", pos = 'CheckExEnv'),"\n")
grDevices::dev.off()
###
### Local variables: ***
### mode: outline-minor ***
### outline-regexp: "\\(> \\)?### [*]+" ***
### End: ***
quit('no')
